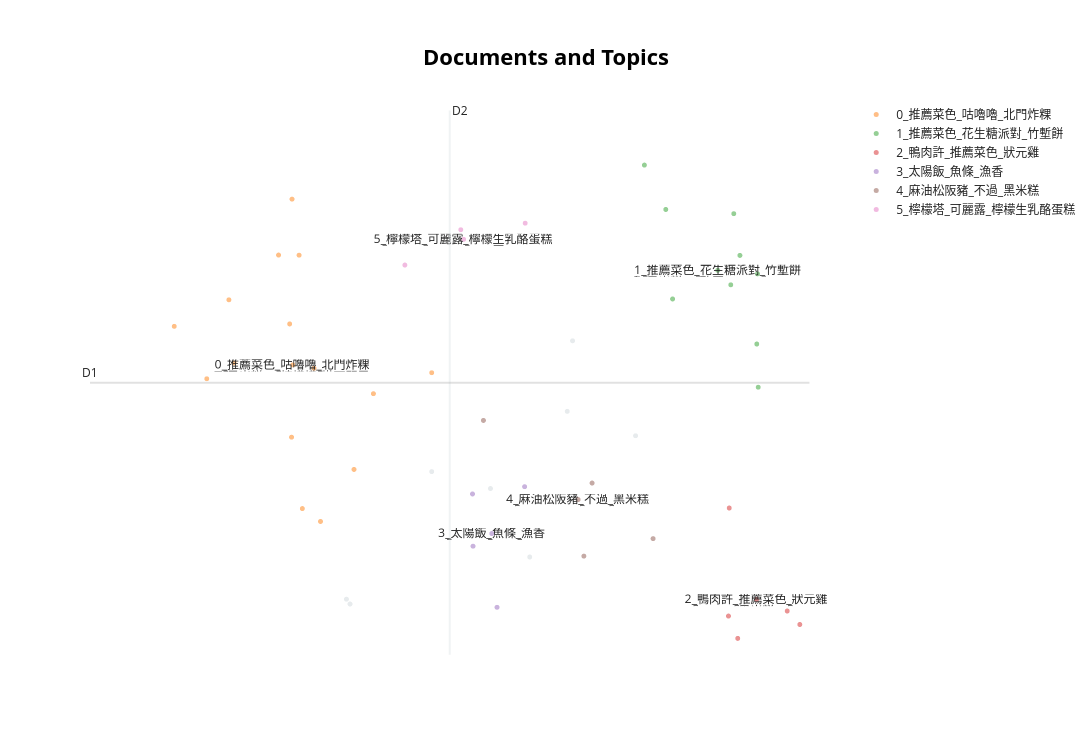

The code cell stored with this chart in its notebook:
### Code cell
from umap import UMAP
reduced_embeddings = UMAP(n_neighbors=10, n_components=2, min_dist=0.0, metric='cosine').fit_transform(embeddings)
topic_model.visualize_documents(docs, reduced_embeddings=reduced_embeddings)

### Figure 1 — Plotly figure (JSON) as saved in the notebook; plotly's stock layout.template omitted (floating-point values rounded to 4 significant figures)
{"data": [{"hoverinfo": "text", "hovertext": ["推薦菜色：小籠包、水餃、綠豆稀飯，老王記的水餃每天現包現賣，由黃家兩姊妹負責，兩人一個半小時得包完1000顆水餃。前一天先將韭菜或高麗菜洗好晾乾，早上現切、現包，肥瘦參半的豬肉加入水和薑攪拌，少了油膩，多了些濃郁薑味，菜與肉的比例各半，吃起來十分爽口。小籠包、蒸餃、水餃，三種看似相近的麵食製品，在「老王記」裡卻大不同，分別使用不同麵糰製皮、內餡比例及烹煮方法，口感與味覺不一樣；從基本的食材選用與製程設計，都反應店主對食物的要求與堅持。發跡於1948年的舊東門市場，最早是「天津老王記包子舖」，歷經搬遷、更名，2009年落腳中央路現址，由第三代接手，以「老王記」之名營業，店裡大小事都全家人一手打理，親力親為，光前置備料就花費數小時，「花同樣的錢，就該享受同樣的品質保證。」年輕的黃老闆說。老王記的麵食都現點現做，當天製作賣完就收，絕不讓客人吃到回籠的食物；就連客人C-預訂，也都盡量在客人取餐前兩、三分鐘，餐點做好並打包完成，讓客人享受到尚青的美味。以老麵製作麵皮的小籠包是招牌，麵糰的發酵程度依天候、濕度、溫度、環境、時間不一，憑經驗和手感來判斷。負責小籠包麵糰製作的黃老闆謙虛說，「花了10年才完全掌控麵糰的發酵技術。」麵糰必冷藏保存，讓它在低溫中慢慢發酵約8小時，由於擀麵、包餡都在高溫的廚房中進行，如此一來，移進室溫後，麵糰發酵的速度會變慢，品質也相對穩定。十年磨一劍，完全真功夫，為呈現一流口感的天津小籠包，黃先生不斷研發改良，內餡的肉每天要花上1個多小時細挑骨頭、肉筋，讓客人吃到細緻順口的餡，挑不出細骨或難以下嚥的食材，嚴格的品管與自我要求，讓來客心服口服，一吃成主顧。", "推薦菜色：牛肉五穀飯糰、豬里肌飯糰、烤雞腿飯糰，這家早餐店週六一天就能賣出1000個飯糰，平日營業時間，門口也總大排長龍。搭計程車時只要說：「我要到水哥飯糰」，司機大哥就會載你到目的地；「水哥養生早餐」在新竹市人心中，儼然已成地標。暱稱「水哥」的老闆呂呂水，常因姓名中有雙呂，引發顧客好奇。他是中餐廚師，曾任職台北五星飯店多年，921大地震後，想找一個能跟家人在一起、方便照顧小孩的工作，決定到新竹市賣飯糰。1999年從擺攤賣25元飯糰加送豆漿起家，至今已有自家店面。水哥創意飯糰的口味由水哥的太太發想，再由餐飲底蘊深厚的水哥付諸實現。店裡的主力飯糰口味，從傳統肉鬆、紅燒鰻、仔魚、燻雞、豬里肌、烤雞腿，到電視《食尚玩家》主持人浩子、阿翔大力推崇的牛肉五穀飯糰、西式口味的培根蔥蛋飯糰與香腸蔥蛋飯糰等，口味多變，加上不斷推陳出新，讓忠實客戶保有新鮮感。不只口味求新求變，店裡賣的餐飲，也以自己的孩子能每天吃、吃不膩來考量，因此，食材講究安全衛生，能安心食用為原則。水哥說，飯糰最惱人的問題是容易脹氣，他將飯糰中的白米與糯米比例稍做調整，解決這個問題。不過，問題來了，白米比糯米多，口感變得較軟爛，不如糯米來得帶有嚼勁，水哥開始研究，怎樣把白米煮得跟糯米一樣好吃，選用香氣足的新米，不過，新米香氣足但水分含量多，煮來容易爛，尤其不適合捏飯糰；他再摸索出一套獨特的煮飯系統，用高壓蒸煮，最短時間內讓米心熟透，使新米煮好仍保有Q彈口感，他將煮飯流程、比例數據化，詳細記錄每一次煮飯的數據與口感變化，花了十年時間，終於找到最接近心中完美的飯糰口感。水哥飯糰的份量也十分驚人，最輕235公克，最重的340公克，比一瓶飲料還來得重上許多，這樣的大份量飯糰最低消只要28元，最貴一款不過65元，經濟又實惠，不管男女老少，都愛上這一味。", "推薦菜色：千層糕、娘惹糕、南洋叻沙鍋，2015年9月開幕的「豔麗PondokSunny」，提供星馬、印尼的特色糕點與餐食，開店時間不長，已廣受在地食客好評。店名「Pondok」意指南洋島國常見的茅草小屋，熱情的南洋風格也表現在多彩的內部空間，牆面的手拓彩繪，到桌椅、燈罩的布樣，都是店主李依庭親手打造，各項擺飾是她多次與母親往返東南亞各地的收藏，營造了獨特而溫馨的用餐氛圍。「豔麗」的緣起來自店主的母親姚燕麗，她在印尼出生，父母是馬來西亞及新加坡華僑，這樣的家族背景，讓她對東南亞各地特色料理與文化相當熟悉，嫁來台灣近30年，懷念家鄉味，開始做起南洋點心，起初在新竹縣北埔擺攤，因女兒願意接手，才決定在香山開南洋風餐館。南洋糕點是「豔麗」的主打商品，口味多元的娘惹糕及千層糕，一蒸一烤，都是慢工出細活的好滋味，台灣人講究健康養生，老闆娘順意民情，捨棄傳統娘惹糕大量以人工色素增色的做法，改用竹炭、梔子等天然食材，與酒釀桂圓、地瓜融合，創新口味。店裡餐點道道都有好評，值得一提是「牛肉丸」，選用台南溫體黃牛肉，肉質鮮美，製作時加入牛筋，口感更Q彈；餐後可以來碗甜湯，大家熟知的南洋甜湯是摩摩喳喳，還可以嘗嘗「錢多錢多」的南洋香蘭米苔目，或是加入仙草、錢多、亞答子、西谷米的「南洋珍寶」，一碗就能嘗到多種配料。老闆娘自製的印尼蝦膏、辣椒、紅蔥頭等手工蝦醬，也具特色，少了市售蝦醬的濃重腥味，像糯米椒蝦拌醬、小魚蝦拌醬，用來佐餐、拌麵或爆炒時蔬，都很對味。", "推薦菜色：三杯猴菇豆腐煲、雲南米線、藥膳養生火鍋，「古今車用中蔬食餐廳」坐落於與新竹縣寶山鄉接壤處，佔地22甲，晴天時，藍天白雲襯托四周青翠山丘，景色宜人。「古今車用中」店名取自《道德經》「執古之道，以御今之有。」與《中庸》「執其兩端，用其中於民。」的兩段話，加上店裡展示的五台經典古董車，將傳統經典名句與工業發展的極致產品混搭，具濃厚的後現代精神。餐廳建築外觀採東方灰瓦白牆風，內部空間則洋溢著地中海度假氛圍，刷白牆面、洗石子地板配上靛藍天花板、座椅與歐風窗櫺，中央吧台則以天然石塊妝點，營造出自然優美的用餐環境。餐廳2015年開業，由一群志同道合的朋友共同經營，推廣健康蔬食，店內一角掛著古今各國吃素名人的相片，還自栽無毒、有機的各種時令蔬菜，用在餐飲上，實踐「產地到餐桌」的理想。用餐採半自助式，有焗烤、火鍋、義大利麵、砂鍋煲、石鍋拌飯、烏龍麵、披薩等選擇，不少特殊食材、調味料都從海外帶回台灣，交廚房師傅或義工烹煮。招牌三杯猴菇豆腐煲選用產自中國的乾燥猴頭菇，以清水浸泡數天後，加入杏鮑菇、香菇、油豆腐、薑片、九層塔、辣椒等熱炒，口感厚實的猴頭菇吸入鹹甜濃香的醬汁，非常下飯，另外，搭配蕃茄、味噌、起司、肉骨茶等特色湯底的各式火鍋也值得一試，附上白飯、自製沙茶醬及時蔬、菇類、豆腐、蒟蒻、南瓜等食材組成的豐富配料盤，也是絕佳選擇。", "推薦菜色：手工窯烤麵包、蜜橘吐司、窯烤南瓜燉飯、鳳梨酥，中午時分，陣陣烘烤麵糰與pizza的香氣，隨著木材炙燒的熱度與聲響，從門前一座紅磚砌成的柴窯口，溢傳出來；這時的店裡早已賓客盈門。以窯烤麵包馳名的「薪石窯」，座落在稻田包圍的尋常農村巷弄裡，距離市中心區有些距離，卻阻擋不了千里尋香的饕客。老闆娘戴慧欣喜愛烘焙，也樂於將自己手作麵包點心，分送給鄰里鄉親品嘗；在一次法國旅行中，看到一家特別的店，使用石窯烘焙麵包，那份特殊的香氣與口感，縈繞迄今，念念不忘。回國後，萌生了開店的念頭；正好，一位麵包師傅從越南帶回法國殖民時期遺留下來的石窯模型，跟原本經營建築業的先生許禮瑩一起研究，依著模型，打造一口「新老窯」，也開啟了「薪石窯」的美食天地。「這口窯是台灣目前唯一雙層窯」，許禮瑩驕傲地說，也是這家店的主角，坊間的柴窯，烤室與燒材的地方多半在同一層，薪石窯特殊之處，是烤室與燒柴處各作一層，這樣的設計可以使窯內溫度保持均勻，讓食材完整受熱，烘烤出更美味的料理。薪石窯主夫妻都重視自然養生，店裡選用的食材，也多是台灣友善土地或有機無毒的在地農作，像拉拉山的水蜜桃、梨山蜜蘋果、萬丹紅豆、新竹茂谷柑等，巧妙的運用在麵包、糕點或窯燒料理中，透過這些在地小農的食材，以最實惠的價格，讓每位顧客都能享受到「大地的食物，自然的味道。」薪石窯除了現烤的招牌麵包與pizza外，還創新設計了窯烤美食，德國豬腳、客家鹹豬肉分享餐，粗獷豬肋排、魚肚肉條、栗子雞肉飯、南瓜燉飯等，都教賓客吮指叫好，現場還提供親子DIY烘焙體驗課程，目前開放Pizza、鳳梨酥、紅豆麵包等課程，「期待透過DIY，一方面增進賓客親子間情誼，也跟薪石窯有更深刻的情意連結。」夫妻倆真心的說。", "推薦菜色：魯肉飯、摃丸湯、肉羹湯，深夜時分，城隍廟口前，一家亮著橘黃小燈的攤位上，食客來來往往，燈下混合了蒸氣與香氣的光影，讓夜歸人感受到溫暖，不自覺停坐下來，嘗嘗魯肉飯與肉羹湯。這店是阿富魯肉飯，民國79年，創辦人陳金連女士為了餵飽自己的五個孩子，在當時北部還不盛行魯肉飯時，跟左鄰右舍請教魯肉飯做法，找到廟口一隅，便做起生意，如今成為竹塹城的深夜食堂。「一開始連個招牌都沒有」，不過因為營業到半夜，加上魯肉飯選用的肉塊跟其他魯肉飯店不同，做出特色，也成功打響知名度，幾年後才以孩子名字中的「富」字，取名「阿富魯肉飯」。「阿富魯肉飯」好記又庶民，如今已傳到第二代，由老么邱彥貴和姊姊一起經營；邱彥貴如實傳承了母親堅持的古早味及創業理念：「用最經濟實惠的價格把大家餵飽」，除了口味不變，魯肉飯、筍絲、油豆腐或湯品價格，也都十分親民。他說，廣受青睞的魯肉飯維持母親古法，肉塊肥瘦比約7比3，肥肉選豬的肩頸肉，瘦肉是前腿肉，採兩段式滷製法製成，滷第一次時，先將豬肉、砂糖、鹽、醬油及特製滷包，放入大鍋，加水烹煮約一小時，過程中須不斷攪拌，讓受熱和調味料均勻分布，待肉熟後，蓋上鍋蓋悶半小時；第二次滷時，先把滷汁上油脂瀝掉，再加水攪拌約四十分鐘，滷出來的肉塊，不僅有豬肉的膠質和彈性，且入口即化、粒粒分明，滷肉塊與湯汁淋上白飯，再灑一點中藥房磨製的黑胡椒粉，造就了阿富魯肉飯的美味，每天可賣出6、7百碗。「我和小孩也愛吃魯肉飯，賣給客人的一定是我們自己喜歡吃的。」邱老闆每天一早送小孩上學後，開始備料工作，因為有三家店，一整天要準備8到10鍋的滷肉和小菜食材，再分送到各店面，相當辛苦，不過，當飯菜送上桌，看到客人露出滿足的笑容、讚不絕口時，生活中幸福的醍醐味，也自然散發出來。", "推薦菜色：原味肉鬆、芝麻肉鬆、厚薄片肉乾，出了巷口就是中正路，周邊大型連鎖餐飲美食店林立，蝸居「巷仔內」的利利號，門面不大，卻能屹立一甲子，獨到的美味，是市長林智堅的口袋美食之一，不少新竹人也已經吃了三代。「我現在有空還會自己走路去買兒子喜歡吃的肉鬆」林智堅說，這家老字號的肉品，都好吃。窄窄的門面，毫不起眼，進入店裡才發現縱深長，屋子前方是門市，擺滿各式肉乾、肉鬆、香腸、臘肉與火腿，香氣撲鼻；利利號目前由葉日棟、葉日傳兄弟經營，日棟負責業務行銷，日傳專注產品開發與品管，「我們71年從學徒做起」葉日傳回憶說，每天清晨4、5點就得到市場選購溫體豬肉，回家開始備料、搥肉、炒製各式肉品、調味、烘乾，每道步驟都遵循傳統，一點不馬虎。門市後方就是工廠，一座30多年歷史的傳統大灶上，擺著三口大鍋，所有肉鬆製品都在大鍋裡炒製，利利號肉品口味數十年不變，兄弟倆接手姨丈的店，堅持傳統做工，像肉鬆、肉脯是用龍眼木搥製，依肉品軟硬度一槌、一槌把纖維敲鬆，保持肉質彈性與肉汁的鮮味；肉乾分厚、薄兩種口感，也是人工一片片擺上烤架烘烤；煙燻臘肉、香腸則選用台灣杉含量較高的木屑粉，炭火燻製，產品多了道獨特燻香味，傳統做工不若機器快速，成本也高，兄弟倆認為，能換來顧客數十年來的信賴，一切都值了。因應國人健康與養生風尚，利利號的肉製品逐步朝少鹽、少糖、口味清淡化的方向走。利利號的核心技術，也吸引多家知名品牌大廠委託代工，兄弟倆商議後，不願讓機器取代手作的細緻與口感，僅提供熟客及優質廠商服務，「讓客人吃得健康美味，是利利號永遠不變的信念。」他們這麼堅持著。", null], "marker": {"color": "#CFD8DC", "opacity": 0.5, "size": 5}, "mode": "markers+text", "name": "other", "showlegend": false, "type": "scattergl", "x": [-2.171, -2.151, -0.9399, -0.9102, -0.5589, -1.149, -1.695, -1.368], "y": [-0.5085, -0.5436, 0.8514, 1.362, 0.6749, -0.2032, 0.4151, 0.2926]}, {"hoverinfo": "text", "hovertext": ["推薦菜色：蚵仔大腸麵線、三福麵線、牛肉麵線，乾淨衛生的環境、舒適自在的氛圍與道地台灣家鄉味，顛覆一般人對傳統小吃的刻板印象，「三福麵線」讓旅人留下深刻印記。在白色為基調的溫馨木質空間，聆聽輕鬆音樂，享受古早味小吃蚵仔大腸麵線，相當療癒，連鴨血、牛肉等食材，也都能加進麵線裡，這份驚豔，讓人發現庶民小吃：麵線的百搭特質。老闆娘在新北市三重長大，這座與繁華台北市僅一橋之隔，許多北上打拚外地人落腳的城市，匯聚眾多中南部引進的南方味小吃攤，麵線攤尤其多，「當時的三重，三兩步就一家麵線攤」，她從三輪車麵線攤吃起，記憶中那是早晚必嘗食物，嫁作新竹媳婦，卻遍尋不著家鄉的麵線味。2008年，老闆娘與友人合資創業，兩個餐飲業門外漢，選擇以成本較低的麵線入手，在城隍廟邊的小店開業，憑藉家庭主婦挑嘴的特質，找到家鄉麵線烹調最佳手法，2013年4月遷店竹光路，因為媒體報導，名氣大增，生意大好，即便下午才營業，主廚卻得清晨開始備料。三福麵線的湯頭色澤特別深，常有客人問為什麼？老闆娘笑笑說，因為「忠於記憶中的家鄉味」。原來，製作湯頭大有學問，老闆娘利用汆燙蚵仔的大鍋湯，加入獨門秘方熬煮而成，保留蚵仔麵線最甜美的原汁原味，絕不加味精，讓人吃得美味又安心。麵線的兩大配角是：蚵仔與大腸，食材的選擇、處理與烹調是大學問。鮮甜飽滿的海蚵，專程到南台灣尋找老字號的養蚵人家，保持海水浸泡宅配，烹煮前才開箱，保留大海天然的鹹甜香，大腸僅以白醬油加少許八角滷製，呈現食材原味。豬大腸的處理更講究，她選用品質保證、當日新鮮的豬大腸，先用大鍋沸水汆燙去血水，再徒手將每條大腸仔細翻面、剪除內層油脂再翻回來，之後用白醬油滷製去味、吹涼、分裝，這麼「厚工」費時，只為讓客人吃到沒有腥味、有著不油不膩嚼勁的豬大腸。麵線雖是庶民小吃，要煮得好吃需要功力。老闆娘說，三福曾被科學園區的工程師封為「麵線界的LV」，能得到這樣的評價，正是店家對自我品質的堅持。", "推薦菜色：火鍋、炒沙茶牛肉麵、祖傳特製沙茶醬、牛雜湯，從城隍廟口轉到廟旁的西門市場，沿著小巷弄往前走，不仔細找，或許就錯過這家屹立新竹近70年的老字號店家─「西市汕頭館」。從民國38年創立，至今已傳到第四代，店也擴展到3家。走進老店內，馬上聽到熱情招呼聲；雖然過了午餐時間，店內仍有客人，黃家四兄弟家族分工，人人在自己崗位上各司其職，確保品牌的誠信與價值。「西市汕頭館」黃家大哥黃沛峰說，因為父親是校長，從小教導兄弟們一定要和睦互助，不打架、不爭吵、不說髒話，偶而起爭執，也是就事論事，針對食材或營運策略做討論，因此能合作創業迄今，如今他的兒子也開始參與家族事業了。「遵古法」是汕頭館的經營原則，無論食材選擇、料理火候或湯頭，都有一定的堅持，也非全照食譜制式製作，而是以客為尊，依據不同客戶需求、順應潮流，調整口味，目標是永續經營。潮汕料理偏甜，汕頭館配合台灣人的口味做微調，減油、少辣、不加糖，其中，選用新鮮的非冷凍肉，搭配祖傳沙茶醬佐料，不論用在牛肉火鍋、炒沙茶牛肉麵或牛雜湯，都相當可口也是人氣聖品。黃家大哥說，牛肉火鍋的賞味口訣是「肉不離筷、鍋底三秒」，依此口訣，以雙刀法切出來的薄薄蝴蝶狀肉片，在熱湯中，會從鮮紅色轉為淡粉白，入口後，瞬間滿腔軟嫩感與鮮甜香氣。牛雜湯的牛肉選用黏附骨頭上的半筋半肉，加上自製檸檬和獨門香料，熬煮七小時，湯頭看似深濃，嘗來卻清爽，白蘿蔔和牛肉的甘甜融為一體，由於一天僅熬一鍋，是有緣人才嘗得到的私房料理。黃沛峰最享受烹煮菜餚的過程，因為全神貫注，心無旁騖，煩惱盡除；當料理端上桌、得到客人稱讚時，那份成就感，更是不凡！如果你是火鍋或牛肉料理愛好者，路過新竹城隍廟，不妨來西市汕頭館坐坐，嘗一口傳承超過一甲子的鮮滋味吧。", "推薦菜色：客家湯圓、白斬肉飯、梅菜爌肉飯、粉㲖，年輕潮流服飾店家林立的文昌街區，隱身一間近30年的老店─榮記客家湯圓，憑藉客家家常味，緊緊扣住年輕人的味蕾，在許多新竹人的味覺記憶裡，添上難以忘懷的好滋味。民國78年，老闆娘吳周秋子因須扛家計，身為客家人又愛吃湯圓，索性在騎樓下擺攤，賣起自己最熟悉的客家湯圓；當年，攤子上僅寫著「客家湯圓」四個字，之後為方便客人尋找，以三個孩子名字中的「榮」字命名，將路邊攤搬到老家一樓開設店面，成就今日的規模。米食向來是客家人的拿手絕活，傳統客家湯圓的特色是不包餡的紅、白小湯圓，可甜、可鹹，尤以能當主食的鹹湯圓最受歡迎。她說，鹹湯圓作法各家不同，各具風味，基本上都會加入茼蒿、肉絲、香菇、蝦米、韭菜等配料。對客家人而言，油蔥、蝦米爆香後的味道，決定了湯頭的好壞；食物才送上桌，油蔥、蝦米揉合的香氣已撲鼻，「這種強烈的存在感是屬於客家人的味道」。「榮記」的客家湯圓以較富黏性的純糯米手工揉製，每顆湯圓都得搓揉到表面完全沒有毛細孔，水煮時較不容易吸收水分，吃起來更Q彈；「榮記」鹹湯圓有獨特的美味，除了香菇、蝦米、蒜頭、肉絲、胡椒，還加入三種中藥材，大火炒出香氣，之後淋上醬油、加少許以大骨、雞骨熬煮的高湯，湯頭濃郁又鮮甜。抱著不讓客人餓著的心，榮記湯圓用大碗公裝盛，不僅青菜配料多，湯圓也毫不客氣地佔去大半碗，份量多，常讓客人忍不住驚呼，一般成年人也一碗就飽，加上價格親民，是庶民小吃中最物美價廉的選擇。", "推薦菜色：咪‧咕嚕嚕、黑森林奶茶，新竹限定的手搖飲店，是舊城區護城河畔的「河堤上的貓」，這家兩名年輕女子創業的店，從老闆到店面設計與飲品，充滿文青風，是新竹排隊名店，不僅是年輕學子成長的共同記憶，票房破億的《我的少女時代》，也特來取景。2006年，兩名當時26歲的年輕女孩，攜手創立這家小店，說起開店的歷程，仍漾著青春朝氣的陳穎瑩與郭乃菁說，最初懷抱著幫朋友圓夢的想法，天真創業，可兩人毫無餐飲經驗，又沒家人奧援，一路跌跌撞撞，相當辛苦，「曾多次想放棄」，後來遇到了一隻流浪貓「啵布」，牠離奇的求生過程，激勵了兩人，重新思考再出發，成就了「河堤上的貓」。手搖飲料已成國民飲品，新店一家家開，為了區隔，兩人對飲品命名特別花心思，「啵布」提供不少靈感，店裡招牌飲品是以特調奶茶為基底，加入大、小珍珠與綠豆的「咪‧咕嚕嚕」就挺富巧思，陳穎瑩說，貓咪在接受主人安撫時會抬頭發出「咕嚕嚕」的聲音，就像喝完了奶茶，也發出「咕嚕嚕」般幸福滿足的聲音一樣；曾經有客人問：為什麼取這麼抽象的名字呢？旁人逗趣回應，這是咒語喔！喝之前要先唸「咪‧咕嚕嚕」，飲料才好喝。店裡的招牌還有「小方塊綠奶茶」、「玉荷冰茶」等，都巧妙利用珍珠口感的QQ小方塊及特調綠茶，一新茶飲控的味覺經驗，口味清爽。11年了，客人來來去去，河堤上的貓已不單純是間茶飲小店，反而容納了所有曾經路過品嘗茶飲的人們的情感；「店雖小，卻滿是客人生活日常的印記，這是河堤上的貓最有價值的地方。」曾經，有熟客在店前拍婚紗，且預約店家飲品當做婚宴飲料；曾經，有人為她們送上麵包，表達謝意；曾經，有研究生在畢業論文首頁，標示感謝文.........，儘管細微，卻都是支持她們繼續前進的動力；「我們會繼續在一起，和消費者、員工，創造更多美好的回憶。」", "新竹州圖書館前身是「新竹街圖書館」，為了紀念1923年日本大正天皇東宮太子裕仁訪問新竹而籌款興建，1925年完成，改為「新竹州圖書館」，台灣光復後由新竹市政府接收，定名為新竹市立圖書館，後又改為「新竹縣立圖書館」作為圖書館使用，民國73年由新光集團取得產權。經過公、私協力保存文化資產的努力之下，109年9月修復完成後的新竹州圖重新開放，配合台灣設計展和110年台灣燈會，展開為期半年的策展活動，展覽結束後已交還新光集團做後續利用規劃。圖書館是一棟洋式建築物，外觀簡潔俐落，立面上的柱子以刻意加強裝飾的磚形條紋，讓建築物顯的穩重，上層則採退縮方式留出陽台，陽台上設計短的梭柱支撐屋樑，使得屋頂變得輕盈，更增添下層立面穩固的對比感。入口處突出的門廊空間，加寬的門柱與上層的中央雙柱，塑造強烈的入口意象。立面上強化的立體柱，配合開窗的虛實變化給人強烈的厚實感。星巴克「新竹州圖書館」門市112年3月30日正式營運，為桃竹苗區首間市定古蹟門市，亦是讓古蹟活化再利用的良好範例。", "推薦菜色：牛肉麵、牛肉乾麵、豬骨湯腸麵、各式滷味，「揭家牛肉麵」開業已六十餘年，是新竹知名老字號，許多常客從小吃到大。店面鄰近南寮漁港，人潮絡繹不絕，是在地人難以忘懷的家鄉美味。揭家牛肉麵主要供應乾麵、湯麵及無肉牛肉湯麵，另有陽春麵及搭配滷大腸的牛骨、豬骨湯腸麵等，麵食品項單純，但櫃台上擺著的一大盆滷味，卻令人垂涎欲滴，每樣都想來上一口。早期的東大路與武陵路、鐵道路周邊，是空軍眷村，鄰近空軍聯隊基地，來自大陸各省的眷戶，常會烹煮家鄉味與鄰居分享。揭家第一代老闆揭奶奶1950年代，在眷村開牛肉麵館及滷味店，村裡人待客，習慣到「揭家」切點滷味；第二代揭強中國海專畢業後，原打算跟商船出海，但因身為家中獨子，姊妹們又旅居國外，選擇留在家中照顧父母，也跟著母親學習煮麵、滷牛肉技藝，接手後，天沒亮就得起床，一做也四十多年。「揭家」經典牛肉麵是紅燒口味，基底是以牛骨長時間熬煮成的濃白高湯，加上糖、鹽、醬油、薑、八角等調味料，再將澳洲牛腩滷至軟嫩入味，湯頭看似濃稠，其實爽口，入口滿是牛肉鮮香。店內使用的麵條也十分講究，早年都用眷村鄰居手工揉製、攤車叫賣的麵條，現在改用原供應店家、品質一致的產品，讓開業的好味道至今不變；不吃牛肉的客人也有好選擇：豬骨湯腸麵，這是應當時空軍基地常客的要求而做的，湯頭以豬大骨熬製，配上煮好的麵條及口感Q軟的滷肥腸，愛吃肥腸的人肯定欲罷不能。使用老滷汁烹製的滷味堪稱佐餐良伴，包括：豬頭皮、豬腳、豬腸、豬肚、牛腱、牛肚、牛筋、鴨翅、鴨胗、鴨蛋等，種類豐富，顧客選好喜歡的品項後，老闆娘會幫忙秤重、切盤，滷味直接吃就很美味，也可搭配山東醋、店家自製辣油、蔥白，調配沾醬，後勁十足的辣味，搭純釀山東醋的溫和酸味，嘗起來更加爽口。", "推薦菜色：饅頭肉排蛋、豬肉餡餅、韭菜餡餅、蛋餅加肉排，開業30多年的無名早餐店，老闆娘蔡媽媽20多歲開賣迄今，累積穩定的顧客群，不少主顧客都成為好朋友。早餐店原本是蔡媽媽為補貼家用的副業，沒想到做出興趣與名聲，生意越做越好，因人手不夠，丈夫、兒女索性全部投入，成為家人的共同事業。本身對吃極有興趣的蔡媽媽，最喜歡在廚房裡摸索，每天研究新菜色，做出好料理跟大家分享。「端上桌的，一定要好吃，不美味的，不上桌。」這是她的原則。店裡招牌「饅頭肉排蛋」是最有媽媽味道的活力早餐，也是人氣最夯的商品。她說，兒子挑食，不想讓他每天吃相同的早餐，於是靈機一動：自己醃排骨、煎排骨，再加入荷包蛋，夾進當天現做的饅頭裡，如此一顆飽滿紮實的饅頭，吃起來既方便又飽肚，裡頭更有滿滿媽媽的愛心，沒想到此舉讓客人瞧見，也嚷著來一顆，意外成為店裡明星商品。無名早餐店生意好，門口經常大排長龍，蔡媽媽一家人並不因為生意好而鬆懈，每天戰戰兢兢用心備好每項產品，為客人準備熱騰騰的早餐。當然，老客人也總是心甘情願地等待，用這樸實又認真的一味，來開啟一天的活力", "推薦菜色：木瓜牛奶、現榨蔬果汁、綠豆沙，簡樸的門面，非觀光人潮熱點，能屹立40多年，憑藉的是紮實的工序與用心，逐步建立起消費者綿長的味蕾記憶。「我們服務正港新竹在地人，外地客也多是新竹人G-來的。」牆上巨幅的老照片，顯現「本味」的老字號，從現址對面的路邊攤賣甘蔗汁起家，隨著60年代台灣經濟起飛，漸漸更換產品品項，改賣新鮮現打果汁，並以鮮奶取代煉乳，成為明星招牌的木瓜牛奶專賣店。不以花俏擺飾製造視覺效果，全靠真材實料，不加太多的水或其他添加物，單純以滿滿份量的水果，端出本味十足用心的誠意。第二代的柯老闆自信地說，自家產品與別人不同之處，就是呈現單一水果「本味」的果汁，而非果汁水，不靠其他水果提味，口感就夠濃醇香。他以「兩個小孩喝一杯500C.C.的草莓牛奶，不用1分鐘」來形容自家果汁厲害之處，好喝到完全停不住，一口喝完，來不及外帶回家！要呈現水果最單純原始的味道，對於主角—水果的挑選自然不得馬虎，使用新鮮、熟度剛剛好的水果，才能呈現出果香鮮甜的滋味。因此，本味的食材都是從產地直批，嚴選自屏東的木瓜，大小重量完全憑經驗精確判斷，果肉甜度高，香氣濃，也因此招牌「木瓜牛奶」自然是濃稠香醇。除了人氣商品木瓜牛奶，還有依季節輪替的新鮮飲品：冬天的草莓牛奶、柳丁汁，夏天就是芒果汁、酪梨牛奶、西瓜汁以及綜合蔬果汁。客製化私房果汁，隨顧客需求搭配，製作專屬的黃金比例，完全不加一滴水，貼心的服務每一位老顧客。", "推薦菜色：綜合冰、四果湯、銀耳蓮子湯，在許多新竹人心中，「光華」是記憶中陪伴成長的一家老冰菓室，老闆張琮和說：「很多客人學生時期開始光顧，結婚、生子、甚至到外地打拚多年後，還會攜家帶眷回來，回味年輕時代的滋味！」店家始終如一的執著與堅持，讓純粹的「老」味道，牽動外地遊子的心。藥劑師轉行的老闆張琮和，以頂真的態度和不斷研發創新的精神，認真處理每一道冰品的工序，例如：用熱「悶」法讓每樣食材達到恰如其分的口感，像紅豆以快鍋煮熟，悶30分鐘後立即加糖，讓粒粒紅豆入味，綠豆煮半熟即關火靜悶，讓綠豆保留完整外貌，口感綿密；看似簡單的糖水，竟結合兩種糖，加上繁複工序，首先將二號砂糖炒出蔗糖香氣，加入較甜的白糖拌炒，交融出香、味兼具的糖水.....，種種好吃的食材，全憑高度實驗精神累積出經驗值，讓光華的甜品味道了得。除了對食材用料的執著，冰果店品飲空間也絲毫不馬虎，雖是40年老店，裝潢設計依然新意盎然；「做一行得像一行」，張琮和認真地說，為了給客人舒適的飲品環境，幾乎每兩年店內裝潢都重新整修，讓客人保有新鮮感。凡事都愛嘗試的張老闆，空間設計也不假他人，巧妙利用鏡子返照與透視，營造出寬敞的空間感，連牆上馬賽克的拼貼也獨到，呈現他理想中的質感。張琮和慎選食材，且不限定產地或品種，全依季節時令挑選出最優質、最合宜的食材來製作，發揮當令食材的特性，也因為堅持所有配料當天熬煮製作，每一款冰品甜湯，都具絕佳口感與風味，讓客人感受老冰菓室的心意。", "推薦菜色：陽春麵、榨菜肉絲麵、滷味拼盤，樹林頭麵店是時代的座標，讓過去的記憶降落，讓現在的人們見證歷史。「我老公以前隸屬空軍第八大隊，是支轟炸大隊。」我們進店時，91歲的常客姚奶奶正和老闆聊得起勁。原來，麵店老闆李增水以前是空軍第三十四大隊的士官長，跟老奶奶有說不完的話題；其實，東大路這一帶以前有許多空軍眷村，一旁的鐵道路顧名思義是以前火車軌道，專門載送貨物直達機場。樹林頭麵店始於民國63年，由老闆娘周雲玉的媽媽創立，因應外省人飲食習慣，經營麵食早餐，菜色說起來稀鬆平凡，盡是處處可見的陽春麵、榨菜肉絲麵、炸醬麵、滷味，但光憑這幾樣菜就能收服許多人的胃，可見店家功力。店裡的招牌是「辣椒醬」和「山東醋」，正是老眷村人念念不忘的味道，「這些外面買不到，很多人搬到台北後特別回來吃。」周雲玉說；辣椒醬用的是花椒，香而不嗆，略帶辛辣；山東醋清淡爽口，不似市面上賣的醋那麼酸，兩種醬料搭在一起是絕配，淋在各類麵食、滷味上，都讓麵點加分，「這是老外省人的口味，年輕人不知道，但我這麼一教，大家都說好吃！」周雲玉笑說。滷味拼盤是店裡的另一項人氣產品，經常早上10點前就銷售一空，其中，最受歡迎的莫過於豬頭肉和豆腐干；豬頭肉經小火熬煮1∼2個小時，油脂消失，軟硬適中，老闆娘每天都要吃上一份，豆腐干裡頭有孔洞，能讓湯汁入味，滷得到味，咬下去滷汁溢出，口感鬆軟又香氣飽滿。樹林頭麵店走過四十多個年頭，老闆夫婦見證了老主顧的成長與凋零，與客人也成了無話不說的朋友，「我喜歡看老客人，跟他們一起聊聊老故事或八卦，相當有趣。」老闆娘笑著說，她也希望這家店成為社區交誼廳，繼續經營下去，將棒子交給兒子。仗打完了，眷村拆了，當時的記憶結晶成一碗碗湯麵，道道滋味都是大時代矇住的心跳。", "推薦菜色：斤餅、斤餅包牛肉、清燉牛肉麵、炸醬麵，「璽子牛肉麵」位於十八尖山登山口旁，雖非開業數十年的老字號，卻以每日現點、現做的斤餅打響名號，用餐時間總見大排長龍。店內最吸引人的，莫過於師傅在工作台前製斤餅的畫面，這是顧客必點的鎮店招牌，人氣旺到在竹北開分店，人潮依舊絡繹不絕。「璽子」老闆是江蘇人，早年在台北牛肉麵館工作，10年前興起開店念頭，將工作經驗化為技術，開了這間店。店內事務由老闆與老闆娘家人一同打理，每天一早都到店內親自燉煮牛肉、調配醬料。如今，老闆娘的兄長、妹妹已分別擔負起本店與竹北店的店長，更親自傳授斤餅功夫給師傅，讓產品品質如一。既然號稱「斤餅專賣店」，招牌自然就是斤餅。「斤餅」一詞的由來，據說是因為在大陸販售時都稱斤論兩而得名，它的做法是將植物油與麵粉製作成的油酥，跟揉好的麵糰開層疊後捲成一團，下鍋前再成圓餅狀，煎烤至金黃熟透，就是外皮酥鬆又帶嚼勁的斤餅。單點斤餅時，師傅會在餅上塗抹甜麵醬，再夾入青蔥，甜麵醬的鹹甜滋味配上略為辛嗆的蔥段，簡單又美味；點食率最高的是京醬肉絲（附斤餅）及斤餅包牛肉，前者以甜麵醬等配料炒製肉絲，用斤餅包覆食用；後者則在餅內捲入切成薄片的滷牛腱及青蔥，風味絕佳，各有千秋。「璽子」的另一項招牌是清燉牛肉麵，最能嘗到牛肉原味。將整條澳洲牛腱肉切成三大塊後下鍋燉煮，腱肉內層夾雜的牛筋，經長時間燉煮後軟化，起鍋後再切大塊配麵食用，口感極為軟嫩，充滿膠質又帶有牛肉豐厚鮮味，頗受饕客好評。此外，店家也提供以薄切羊肉搭配清湯的清燉羊肉湯、炸醬麵、香辣肉醬乾麵等選擇。種類不多，但道道吃得出店家用心。", "推薦菜色：花生醬（顆粒、滑順）、花生（角）塘、黑芝麻醬、白芝麻醬、花生醬夾心蔬菜餅，「福源花生醬」是台灣知名度最高的花生醬品牌，設立60年，純手工製造，不加一滴水，也無防腐劑，口感綿密、香氣濃郁，還吃得到顆粒，讓人百吃不厭。早年新竹的花生醬工廠多集中在東大路一帶，與此區位居交通樞鈕有關，形成獨特的花生醬製造聚落；福源花生醬堅持手作，也講究真材實料，逐漸打開知名度；不過，隨著時代進步，市場充斥各式機器量產的花生製品，純手工製造的花生醬工廠在利潤有限與人力不足情況下，紛紛轉行，唯福源挺立至今。「福源」原由一名山東漢子經營，因他的家人不願承接，當時經營花生批發的曾和昌，不捨這好味道消失，與妻子劉瑞英討論後，決定接手，他們全心投入，也專注品質的態度，讓福源品牌發光發亮，目前已由第二代曾俊強接棒。福源堅持選用彰化、雲林的九號花生，這品種的花生油脂多、香氣濃郁，專門用來榨油，也稱之為「油豆」；曾家人特別挑選其中顆粒粗大的花生米來作花生醬，此豆炒起來香氣四溢、口感溫潤。花生最怕不新鮮，為了防止儲存不當滋生黃麴毒素，只要一進貨，馬上放進冰庫保存，維持最佳品質。福源招牌花生醬，每天現做，絕不隔夜囤貨，每次得炒上150斤花生，製作時的溫度、火候是成敗關鍵，太焦會苦、太生又有豆青味，絲毫不得馬虎；由於百分之百使用花生原豆與白糖製成，不加一滴水或添加物，花生醬一開封，滿溢的花生香氣席捲五官，濃密馥郁，單吃或抹在吐司上都好吃，不僅口感綿密，還吃得到花生顆粒，是老饕與行家最愛。", "推薦菜色：肉粿、蚵仔嗲、米糕、蒜頭，城北街的午後是熱鬧的，午茶時間，總開始有人聚湧在一家不起眼的老舊小攤前，短短百來公尺，長長的人龍不時消長，攤前難有清閒，這家店正是高人氣的「北門炸粿」。「北門炸粿」日治時期起家，第一代老闆翁老先生拜師學藝後，推著台車沿街叫賣，至今傳到第四代的翁文芬、陳美麗夫妻，已有百年歷史。說到這味超親民的庶民小吃，早年可是有錢人家才吃得起的高級食物！「北門炸粿」最初只賣肉粿、蚵仔嗲，106年前，豬肉、蚵仔是相當昂貴的食材，也只有上流貴族人家才消費得起；第一代老闆看準北門街上住的多是商賈、望族，選定北門街附近設攤開業。可貴的是，延續一世紀的老滋味，價格卻意外地維持半世紀前的親民，過去是10元，近幾年來物價高漲，老闆才不得已將原本一個銅板價，調漲到每樣12元，真是佛心來著！「北門炸粿」屹立不搖，沒被時代淘汰，憑藉的是紮實的用料與口耳相傳的好口味，店裡的各式炸物，吃起來口感酥脆如餅乾，明明是油炸物卻無油膩感，除了油炸時的火候、時間的精準控制外，外層裹粉上也費了心，選用在來米與黃豆一起磨成漿，才保有酥脆、不易濕軟的咀嚼口感。對於「炸粿」食材的選用，店家處處用心，保留古早味，米糕、芋頭糕全自家製作，不用現成或半成品，招牌炸米糕採用口感Q彈、清新米香的長糯米（秈糯）製作，將長糯米燜煮熟透後，加入二號砂糖調味拌攪均勻，置鐵盤放冰箱降溫定型，隔天拿出來切塊，冰過的米糕口感更Q彈；另一道獨門炸蒜頭，得手工挑選又粗又肥滿的顆粒，將粗的一端切段，再一刀刀切成花，下油炸時，自然開成一朵花！攤位小小的，價錢小小的，口味卻大大的好，走過時代的試煉，這小物成了新竹人從小到大的味覺記憶，也成了遠遊的新竹人，難以忘懷的鄉愁。", "推薦菜色：鍋貼、水餃、酸辣湯、家常炒菜，尋常中午時分，客人或笑語宏亮或親切問候；踏入小山東館，老闆陳英訓和老闆娘劉碧玉對客人如數家珍：這對高齡近90的老夫妻已經吃了30多年、那一桌是科學園區上班的老主顧、這位住在附近⋯⋯，整間餐館彷彿大家庭。小山東館原本是間貨運行，這一帶當年是眷村，司機來自大江南北，常分享各自的拿手料理，老闆娘也擁有一手好廚藝。民國71年由陳英訓出資，眾人合力在貨運行一角開了小吃部，因主廚是山東人，取名「小山東館」。小吃部初試啼聲便大獲好評，吃水餃鍋貼的人比貨運行的貨還多，客人甚至得和貨物搶位置。後來，陳老闆決定將貨運行改成小吃部，成就了飄香30多年老味道的小山東館。小山東館的家常麵食中，舊雨新知必點的招牌料理是鍋貼。老闆夫妻堅持品質，餃子麵皮和內餡都是自己製，先將麵粉揉勻，放置十分鐘讓麵糰「醒過來」、放鬆後，將麵糰撥成小塊，壓扁、拉長，放入餡料；餡料選用上等黑豬後腿肉，除了蔥、高麗菜和一般常見調味料，還加入了自己熬榨出的黑毛豬油與特殊秘方。煎成金黃色的鍋貼，擺盤成太陽花的形狀，兩頭麵皮包起來的設計，巧妙地將湯汁鎖在裡頭，一口咬下，不僅嘗到爽脆的高麗菜和鮮甜肉餡，飽滿的湯汁更充盈其中，調味料除了豬油，胡椒粉、辣椒油都老闆夫妻手工製作，讓人欲罷不能，難怪假日一天能賣出2000多顆！老店往往面臨後繼無人的問題，所幸小山東館第二代子女決心拋棄科技新貴光環，毅然接手，並搬遷到新址開業，讓這迷人的懷舊老味道，在新竹繼續傳承下去。", "推薦菜色：廣東粥、皮蛋瘦肉粥，在中正路與水田街轉角處，毫不起眼的「余家金城廣東粥」，外觀雖老舊，許多新竹人談到吃粥，多數會想到這家店，好味道讓嘗過的人，不自覺豎起大拇指說：讚！「余家金城廣東粥」開業20多年，老闆余健俊早年學習金門廣東粥的煮食秘訣，飲水思源，以金門縣金城鎮為名創業。金門廣東粥屬廣東「生滾粥」，將米粒煮到不見形體，跟台灣的清粥、鹹粥，粥體粒粒分明不一樣。余家廣東粥煮法是先煮一大鍋粥，顧客訂餐後，從大鍋搯出少量粥到小鍋猛火烹煮，依品項加入新鮮肉類、海鮮或動物內臟等主料，稍微煮開後即關火，「這動作是要保持粥內食材的新鮮度」他說，也確保饕客嘗到鮮嫩香滑粥品，這是生滾粥的特色，也成了余家廣東粥的特色。說到自家廣東粥好吃的秘訣，余健俊謙虛地說：沒甚麼啦！除了料好實在，不偷工減料，最重要是確保高湯鮮美！金城廣東粥的湯底有學問，以甘草、當歸、紅棗等多種中藥材，跟雞骨頭一起燉煮超過三小時，聞起來有淡淡中藥香卻不濃烈，雅而不淡，恰分地增添雞骨高湯的厚度與豐富性。湯底有了靈魂，還得用老米來煮，因為老米澱粉含量多，煮起來能產生更多黏性，此外，老米容易吸附高湯，吃起來自然更入味。獨門的中藥湯底，配上濃稠綿細的米粥與食材的鮮甜，口腔裡填滿了豐美的味道，熱呼呼的，身體都暖了起來。", null], "marker": {"opacity": 0.5, "size": 5}, "mode": "markers+text", "name": "0_推薦菜色_咕嚕嚕_北門炸粿", "text": ["", "", "", "", "", "", "", "", "", "", "", "", "", "", "", "0_推薦菜色_咕嚕嚕_北門炸粿"], "textfont": {"size": 12}, "type": "scattergl", "x": [-2.316, -2.549, -2.488, -2.435, -2.474, -2.129, -2.02, -2.352, -2.797, -2.95, -1.695, -2.417, -2.826, -3.131, -2.477, -2.47], "y": [0.05423, 1.983, 1.484, 1.982, 2.388, 0.4309, 0.9794, 1.163, 1.203, 1.088, 1.131, 0.1474, 1.659, 1.467, 0.6644, 1.188]}, {"hoverinfo": "text", "hovertext": ["推薦菜色：竹塹餅、柴梳餅、核桃酥餅、水蒸蛋糕、美祿柑、綠豆椪，有一種餅，作家焦桐說它的滋味是「輕淡的甜蜜含蓄著輕淡的鹹，鬆，軟，香，那滋味在口舌之間，纏綿，深情，像戀人的吻。」文字間的雋永意蘊無法一一道出，但繾綣之感彷彿融入腸胃與心底，久久不散。這是竹塹餅，以新竹古城為其名的特色糕點。竹塹餅創辦人吳張換女士原本在城隍廟前賣肉粽，1898年，年僅20多歲的她在新復珍的現址開始經營糕餅舖，巧妙地將包肉粽的蔥香、料香、豬油香應用到糕餅上，成了顧客最愛的口味，廣受歡迎；本來稱為肉餅或糕皮餅，但因為外地人常說「要買竹塹城的那個肉餅」，「竹塹餅」之名因而流傳開來。「新復珍」第四代吳紘一接手後，堅守最初的手工做法，現今需求量大增的竹塹餅，仍是老員工們純手工捏製而成。竹塹餅最重要的食材是豬板油和油蔥；吳紘一說，採用的是新竹本地的黑毛豬製成的豬板油，加上自己剝製、切、炸的油蔥，不同於一般外面工廠的機器製作，不但味道更香，內餡軟加上外皮酥脆，成就新復珍的百年好品牌。竹塹餅也是新竹人的共同記憶，曾有嫁到外縣市的女顧客回來新復珍買餅，開心地跟店員分享︰「我從小吃你們的竹塹餅吃到大」，言談之間，對於竹塹餅的驕傲和喜悅表露無遺。因為餡料和口感特殊而享有盛名的竹塹餅，近年因應民眾口味的改變也做了調整；現今的竹塹餅保留了漢餅精神中甜中帶鹹的豐厚味道，內餡已見不到早時白白的豬油塊，只保留下濃郁的豬油香，符合現代人少油膩、輕口味的需求。此外又推出了「小竹塹」，讓竹塹餅更精緻、討喜。每年節慶前後也是竹塹餅購買的旺季，在地人以竹塹餅當作禮品，送禮自用兩相宜，至今這股風氣不僅持續盛行且不斷往外擴散，提供外縣市民眾選購餅食糕點的多元選擇，也讓這纏綿的幸福繼續傳承下去。", "推薦菜色：麻糬餅、客家紅豆手工麻糬、客家小肉餅，傳統手做麻糬，融合客家意象與風味，嘗一口，會在嘴裡交織出怎樣的雲朵？邱記麻糬各式創新產品，總讓人回味。邱坤方、趙芳齡夫婦1986年創立邱記麻糬，憑藉創新動力，走出自己的路，曾獲新竹市政府主辦的「網路票選十大美食」，深受各界好評。邱氏夫婦原從事玻璃製造，因產業外移，轉行喜餅代理商，「雖然業績很好，但代理商利潤非常低」，因手上有現成客戶，兩人決定創業。當時，餅皮包麻糬的產品，口感獨到，深受歡迎，是創業第一選項產，請了位中式糕餅老師傅來幫忙。不過，老師傅做的麻糬餅保存期限僅一、二天，不符成本，夫婦倆專程到花蓮請教麻糬業者，以不添加防腐劑為前提，經討論研究，找到保存七天的方法。建立基本技術後，兩人開始在麻糬餅裡添加各種餡料，包括：芋頭、抹茶、紅豆、芝麻、花生、黑糖，外皮使用天然糯米，餅皮酥脆，一口咬下，香甜滿溢；陸續開發出：粢粑蕃薯燒、蒟蒻養生鳳梨酥、客家小肉餅、芋頭餅、地瓜餅、桂花糕等餅品，同樣有特色。值得一嘗是「麻糬雪柿」，將麻糬和紅豆塞入柿子後冷凍，食用時取出稍候一會兒回溫，嘗起來冰涼Q彈，備受年輕人青睞，也獲選新竹市106年度十大伴手禮。", "推薦菜色：肉燥水蒸鹹蛋糕、風味芋頭餅、冰立方吐司；滷肉燥搭鬆軟蛋糕，在口中會撞出怎樣的火花？那份飽含肉香的鹹味與麵粉香的微甜，咀嚼之後留在舌尖的感動，會讓你回味無窮；這款糕點正是新竹知名的淵明水蒸蛋糕，曾獲選新竹十大伴手禮。位於中山路城隍廟對面的淵明餅舖，已有70年歷史，創辦人楊深淵老先生早年利用美援物資，單純以麵粉加蛋和糖，做出口感綿密、口味清爽的水蒸蛋糕，為新竹美食補上一頁。水蒸蛋糕發跡於新竹大戲院、樂民戲院交叉路口，那是早年新竹北區最繁華的商圈之一，楊老先生在路口設攤，每到週末假日電影開演前，就是楊家人最忙的時候，熱騰騰冒著煙的蒸糕，飄散出迷人香氣，挑起觀眾的食慾，之後一傳十、十傳百，成了新竹人看電影時非買不可、最夯的點心。第二代老闆楊滉崇從小為了家務，幫忙劈柴、挑水、生火，在煙霧迷漫的廚房工作，他說，水蒸蛋糕於他，就像家人一般熟悉，不可或缺，也是他人生記憶的全部。水蒸蛋糕的製作過程看似簡單，卻需慢工細活，每塊蛋糕先鋪一層底，分別放入紅豆、芋頭和肉燥內餡，上面再鋪一層蛋糕，才能進爐蒸，「火候掌控很重要，表皮要維持一定的濕度。」他說，製作時間超過一個半小時；他遵循傳統古法，只用蛋、糖、麵粉三種原料，製程中不加一滴油或香料、色素、防腐材料，要讓消費者吃得健康又養生。楊老闆對食材相當堅持，甜味水蒸蛋糕裡的「紅豆餡」，選用顆粒大、皮薄、顏色鮮紅的國產紅豆，「芋頭泥」也用上好芋頭，切塊、熬煮後，撈起來呈現淡淡紫色；店裡招牌是肉燥水蒸鹹蛋糕，加了滷肉燥的餡入口難忘，淵明水蒸蛋糕質地綿密鬆軟、爽口不油膩，如搭配冰涼沙士，甜甜鹹鹹的台式風味，會讓你一口接一口！目前，第三代楊志安也加入營運，為傳統老店走出新風格，他愛吃麵包，開發新品牌「十方吐司坊」，以老麵長時發酵，只用鮮奶不加水，做出鮮奶吐司入口即化又Ｑ彈，手按壓後即恢復原形，也快速竄紅成為超人氣商品！", "推薦菜色：驕傲的咖哩(PIZZA)、季節限定PIZZA，Luau，是夏威夷原住民語，意指在花叢草坪上的微醺PARTY，「我希望來到Luau的朋友，都能像在花園裡開派對般的悠然、隨性。」老闆波哥對Luau柴寮披薩店有這樣的期許；從環境到餐點，Luau的確是一處能夠放鬆、發呆與自在、悠遊的休閒空間。波哥是土生土長的新竹人，原從事服裝設計，長年海內外打拚，10多年前退休返鄉，在香山這塊坡地實踐理想，波哥對自己的退休生活設定，越簡單越好、自在享受手作的細節；他把數十年的人生閱歷與藝術修為，落實在這座自然樸質又生氣盎然的世外桃源。園區廣達1700多坪，餐廳所在地原是頹圮的老合院建築，後院小山坡居高臨下，保留自然原始生態，閒逛間還能找到農家鑿取的10多口古井，開發這片園區時，波哥秉持不增加環境負擔，盡量就地取材、廢物利用的原則，處處可見巧思。園區散置許多深具歷史價值的老東西，例如城隍廟附近撿拾的上百年磚瓦、刻有昭和3年字樣的火車站木條座椅、廟宇龍柱的石珠等，他還會木工，店裡有他製作的龍眼木貴妃座椅、相思木材質的三張「客雅溪」概念方桌、洗衣板餐盤……等，柴窯造型與屋牆顏彩也都跳脫一般人的想像，玩出洋溢著摩洛哥、印度等異國風情的隨興空間。他也愛園藝，整年都可見花開─2月滿牆鮮橘炮仗花、3月底4月初爬滿藤架的紫藤、夏日是盛開的千曲花⋯⋯，與顏彩強烈的建築物輝映得繽紛多彩。除了空間引人入勝，Luau的餐點也好。波哥愛吃，探訪各地特色小農，友善土地供應的食材，也尊重時令蔬果，巧妙融入菜單中；純手工窯烤PIZZA，從基本款的瑪格麗特、夏威夷、咖哩牛肉，到季節限定的紫環貝（3∼10月）、鎖管（5∼6月），還有新竹老總舖師製作燒賣時會用到的霜蝦（12∼翌年2月）等，都是絕美鮮味，水果披薩也是一絕，鳳梨、釋迦、榴槤、芒果皆可入味。在繁花盛開季節，還可能巧遇紫藤入味的甜品呢。Luau招牌菜是「發呆的雞」、「衝浪的紫環貝」，原生老品種小絲瓜、老欉芒果派，都教人驚豔。「發呆的雞」加了檸檬葉、月桂葉、洋蔥、義大利綜合香料，先蒸熟，再入烤箱微烤，保有雞肉的甜汁，口味絕佳；「衝浪的紫環貝」披薩，每只貝都張開口，像衝浪般，饒富趣味，特製的美牛頂級「厚切勒眼」，鮮嫩可口都教人回味。", "推薦菜色：反轉焦糖蘋果蛋糕、巧克力雪山頂、栗南瓜起司蛋糕，美味的甜點一如戀人，散發獨到的魅力，引誘著蠢蠢欲動的味蕾，撫慰人心。「安琪拉的魔法屋」在長春街的僻靜巷弄間，前院是一處多肉植栽構成的小小綠色森林花園，造訪時，斑駁木門裡，已飄出陣陣烘烤餅乾和蛋糕的暖香。熱愛藝術、大膽追求人生價值的魔法屋主人安琪拉，捨棄竹科新貴的工作，花了1年時間拜師學藝，從學徒到主廚，歷經篳路藍縷的艱辛與繁盛枝葉的美好，如今已在糕餅界擁有一席之地，充滿創意的糕點更獨樹一格。安琪拉重視生態保育，食材選用堅持土地與人互相依存的生態關係，除了起司從國外進口外，多數採用台灣在地食材，尤其青睞對環境友善、不施農藥小農栽植的有機作物，烘焙過程中，也流露她對料理的堅持與用心，焦糖蘋果蛋糕剛好使用一顆至少300公克重的蘋果，奶油炒香的焦糖和微酸的蘋果結合，加了杏仁粉和蘭姆酒的蛋糕主體，值得一嘗。安琪拉獨創各式曼妙滋味的手工蛋糕，還有備受喜愛的手工餅乾，詢問度超高，一款外國人稱之為ChocolateCrinkleCookies，國人稱巧克力雪球的餅乾，安琪拉稱之為冬季限定版「巧克力雪山頂」，第一口咬嚼時覺得不像餅乾，僅手掌大，裡面深藏蛋糕般酥軟的口感，每顆都像下過雪的山頂造型，還有美美的山峰裂紋，配上一壺好茶或咖啡，幸福滿滿！安琪拉還有許多經典餅乾，希臘雪球、寶石果醬、蔓越莓核桃燕麥等，都是熱門品項，經常出爐沒多久就賣光，自嘲喜歡撿拾、收藏老東西的安琪拉，店裡盡是她多年的珍藏與藝術品；她也喜愛各國雜貨，從鄉村風廚具到負盛名的手繪盤具組，都能讓旅人像尋寶般處處驚豔。卸下繁複的應對及招呼，沉浸在無菜單料理的美味中，大飽朵頤後再來一片招牌起司蛋糕和濃郁香醇的熱咖啡，在忙碌中細品人生。", "外地人乍聽「水潤餅」的名字時，會以為是潤餅的一種，其實水潤餅和潤餅完全是兩回事。它是許多新竹人從小吃到大的「古早零嘴」，早期新竹還有多家製作水潤餅的店，然而隨著時代變遷與利潤降低，這簡單樸實的老味道也漸漸凋零，如今新竹只剩下「德龍商行」仍持續販售。德龍商行的二代老闆楊水龍，從國中開始跟父親學做水潤餅，兩代經營至今已超過50年。水潤餅外型圓扁，形狀不太規則，餅皮有斑狀的火痕，原料一如其單純的外型，只有麵粉、水、糖、鹽和肉桂粉；因為不含人工添加物和防腐劑，只能保存3至4天，冷凍能保存半年。楊老闆說：「外地類似這樣的餅都做得像山東大餅一樣，又乾又硬，跟我們的水潤餅不同。」水潤餅的水份較多且軟軟的，類似台語的「水軟水軟」，因而得名。咬一口水潤餅就會發現它不僅軟Q易入口，還帶著一點鹹甜麵粉香的濕潤口感，與傳統大餅的酥脆完全不同，成了早期老人和小孩最愛的點心。撕開餅皮，大大小小的氣孔，淡淡的肉桂香從中散開，滋味雖不濃郁，卻引人入勝，適合作茶點。說起自家水潤餅之所以成為新竹特色美食之一，楊老闆笑說：「因為城隍爺有保佑」。原來大約40多年前，一群在城隍廟服務的志工阿嬤將水潤餅做為獻給城隍爺的供品，此後水潤餅便逐漸興起，更因此成為「平安餅」；每逢農曆七月中元節，新竹都城隍廟范謝將軍遶境出巡時，都會將水潤餅用紅線穿成串，綁在神將身上，供信眾求食保平安，「用水潤餅作為平安餅」的風俗也成為新竹獨一無二的文化傳統。隨著飲食習慣的改變，水潤餅逐漸被人遺忘，年輕一輩新竹人，對這種廟會食品恐怕也僅存朦朧印象。市府在推動「新竹好物」美食復興計畫時，市長林智堅想起了水潤餅，特別推薦，希望更多人認識新竹在地獨特的日常美味。現今年輕人也開發出許多創意吃法，例如把這款古早味零嘴夾上餡料，包上肉末、荷包蛋，或者塗上果醬、咖哩，起司，都有令人驚豔的口感。", "推薦菜色：花生糖派對(原味、綜合堅果)、竹塹餅、麻糬紅豆Q餅、新竹椪餅，若非熟門熟路，一般人可能不知道狹窄的西安街巷裡，有一家傳承三代的傳統糕餅老舖─彭成珍。80多年前，彭成珍阿公以製作傳統糕餅維生，當時賣竹塹餅、柴梳餅等漢餅，每到節慶，也做些應景糕點，像新年的寸棗、中秋月餅、初一十五拜拜的紅龜粿等，主要批發給柑仔店，建立一定口碑。第三代的彭垂明原服務銀行界，從小跟在父母身邊幫忙，每逢中秋大月製餅人手不足時，總得請假幫忙，每見父母常沒日沒夜忙碌，一天睡不到幾小時，加上年紀大了體力明顯變差，決定辭掉工作，返鄉扛起家業。接手後彭垂明發現，消費者飲食習慣改變，看著老顧客逐漸凋零，吃傳統漢餅的人越來越少，開始思索如何突破困境；他先從產品包裝設計著手，也加入品牌行銷的概念，逐漸讓「彭成珍餅舖」名號被更多人看見，拓展消費群，轉型成功後，連太太李虹瑤也辭職投入家族事業，兩代人全心守護這家老餅舖。除了傳統糕餅，彭垂明夫妻倆都愛吃花生糖，常自己製作，並分享給同事，因為不錯吃，口碑建立，同事們起鬨要團購，意外成為人氣商品；在大賣場看見一桶桶的綜合堅果，也讓彭突發異想，將堅果加入花生糖中，作出口感更豐富的堅果花生糖；看著堅果、花生在熱鍋裡相互擁抱跳舞的模樣，將產品取名「花生糖派對」，傳達熱鬧、歡愉的心情，這項產品香脆不黏牙，獲選2016新竹市竹好呷類商品。（「花生糖派對」屬季節限定商品，夏天天氣過熱，麥芽糖無法凝固，端午節至中秋節期間不販售）。兩代人做傳統竹塹餅、柴梳餅、新竹椪餅，第三代研發花生糖派對，讓彭成珍餅舖在傳統之外，也開發新品，為這巷弄裡的三代店，點燃邁向下一世紀新餅業的燈火。", "推薦菜色：鮮蝦腸粉、紅油抄手、皮蛋瘦肉粥、蛋意麵，老港陳老闆陳樹水本身是香港人，懷抱夢想來到台灣這塊土地，為新竹多元並茂的美食地圖增添一縷芳香。「起初，我是賣潤餅的」，直到2004年左右，才開始賣起現今在新竹膾炙人口的老港陳港式美食。一開始，是由老闆開著發財車在以前的中興百貨擺攤，最後在2012年落腳到南門街這家紅磚造的老店面。每日晚上7點過後，店內的人潮便逐漸聚集，到了深夜時刻更是一位難求，得要等待多時才能一飽口福。「我們最推薦鮮蝦腸粉、紅油抄手、皮蛋瘦肉粥以及蛋意麵。」鮮蝦腸粉是將再來米粉調製而成，淋上特調的醬汁，入口難忘。紅油抄手則是選用有豐富脂肪的豬腩，也就是俗稱的五花肉，滋味極好。在老港陳這碗看似簡單的皮蛋瘦肉粥，是用豬骨熬製的上湯去熬米成粥，比起坊間的粥，多了一份鮮甜可口的軟爛滋味。而蛋意麵則深受年輕女性喜愛，簡單美味。", "推薦菜色：蔥酥餅、甜酥餅、燒餅夾九層塔蛋，「從小住眷村，每天經過眷村伯伯開的燒餅早餐店，總是被那股撲鼻的燒餅香吸引，那時候家裡窮，無緣品嘗，吃一口傳統手工燒餅，一直是我心中最大的夢想⋯⋯。」沒想到這個夢想，成為陳照淨創業的原動力。陳照淨的燒餅手藝是跟永和一名江蘇籍的高姓師傅學習，高師傅強調做傳統燒餅不能怕辛苦，得按部就班，不許馬虎，才做得出真正的傳統味；陳照淨秉持同樣精神，創業開店，「堅持傳統味是我的初衷」她說。「燒餅屋」做的餅項很多，有香蔥大餅、長形薄燒餅、蔥酥餅、甜酥餅（紅糖、白糖、芋香口味），其中，點食率最高的是長形薄燒餅，不管夾九層塔煎蛋或青蔥煎蛋，受歡迎程度都破表。「燒餅都是現點現做，在大烤箱內輪流烤。」她說，工作人員必須非常專心控制時間，不停翻面，可以想見夏天沒冷氣的時候是多麼辛苦，也因為這份用心，當酥脆的燒餅送進客人口中的剎那，瞬間讓人感動！除了強調現做與口感，燒餅屋重視食材，讓客人吃得健康無負擔，店內燒餅都用高級沙拉油揉製，素食者也能嘗。像紅糖酥餅內餡，便採用新竹縣寶山鄉的紅糖，蛋餅皮也堅持自己揉麵製，不買現成品，每日限量供應，假日很快就完售。燒餅屋的用心不只展現在食物上，盛裝食物的杯盤，也都用瓷器與紙袋，絕不用塑膠袋；因為是排隊的店，為了不讓顧客向隅，燒餅屋還提供簡訊訂餐服務，只要前一天晚上九點以前訂餐，隔天就能到店裡取得熱騰騰燒餅餐。如此的用心與貼心，都被顧客放入心裡，不僅口口相傳，呷好逗相報，很多是一吃成主顧。", null], "marker": {"opacity": 0.5, "size": 5}, "mode": "markers+text", "name": "1_推薦菜色_花生糖派對_竹塹餅", "text": ["", "", "", "", "", "", "", "", "", "1_推薦菜色_花生糖派對_竹塹餅"], "textfont": {"size": 12}, "type": "scattergl", "x": [-0.3526, -0.01129, -0.02815, 0.1249, 0.1168, -0.3904, 0.02283, -0.5097, 0.121, -0.1007], "y": [1.665, 2.283, 1.768, 1.026, 1.339, 2.313, 1.981, 2.635, 1.847, 1.873]}, {"hoverinfo": "text", "hovertext": ["推薦菜色：極品烤鴨、草根鍋餅，2004年開幕的草根廚房位於柴橋路山腰，沿山坡而建的紅磚黑瓦屋，高低起落著，高聳的樹木環繞，推開朱紅木門，彷彿走入鄉野林間訪友一般。老闆陳世淵本身就是新竹人，從小跟在經營客家、台菜餐廳的父母身邊幫忙，累積深厚餐飲底子，後來回到老家現址開起了草根廚房。取名「草根」，是希望客人在這裡不僅能吃得安心健康，還能無拘無束，就像在家裡和親友吃飯一般自在。到「草根廚房」得吃什麼？看看每桌都有烤鴨就懂了！店裡的極品烤鴨選用宜蘭櫻桃鴨，陳世淵說草根選用的鴨殺完需足4斤半重，且須具備約70天左右的鴨熟度，烤起來韻味與口感才會好。鴨先醃上八角、月桂葉等七、八種香料略為提味，採用明火掛爐烤法，將木炭香氣燒入鴨肉，在高溫中鴨皮更為酥脆。「草根廚房」的烤鴨，採皮肉分離片法，一隻鴨約能片上二十幾片鴨皮。咬下酥脆鴨皮，伴隨清脆聲而出的是濃厚鴨脂香，竄得滿口盡是油香，原味品嘗就讓人難忘，蘸上特製甜麵醬，以純手工荷葉餅包裹宜蘭三星蔥、小黃瓜一起入口，帶出鹹香、鴨皮的脆、蔥的辛香及黃瓜的清脆爽口，豐富的層次，帶來味覺驚喜。極品烤鴨除了烤鴨切盤外，還有酸菜鴨骨燉湯、醬爆鴨骨、生菜鴨鬆等不同吃法。除了烤鴨，「草根鍋餅」也千萬別錯過。鍋餅是淮揚菜的特色點心，豬肉、蝦仁內餡配上滿滿韭菜末，韭菜的特殊香氣與多汁口感，和鍋餅灑滿白芝麻的酥脆外皮，形成強烈對比，讓人一吃就上癮。冬季來到草根廚房，還有期間限定（10∼4月底）的酸白菜鍋，酸白菜、川丸子、鴨血等配料都是店家自製。主角酸白菜用的是山東大白菜，將米漿水、花椒、高粱酒、鹽等以傳統古法醃上一個月發酵而成。大量酸白菜配上每天一早熬的大骨高湯，再放入寬粉條、肉片、凍豆腐、川丸子、鴨血、白蝦、蛤蜊、新鮮菇類等豐盛配料，微酸的湯頭讓人胃口大開，一口接一口好不歡暢！", "推薦菜色：鴨香飯、燻鴨切盤、炒鴨血，2016年以一道鴨香飯入選「竹好呷」，深獲媒體推薦的「廟口鴨香飯」，以鮮明的媽媽Logo與獨門的全鴨料理，擄獲在地人及遠道而來的遊客的心，用餐時段經常一位難求。「小吃店的好味道、餐廳的服務品質」是廟口鴨香飯的經營目標。年輕的第二代李嘉偉談起鴨香飯緣起說，20多年前，媽媽從中山店現址起家，當時經營快炒攤，因緣際會認識一位老師傅，學會鴨肉料理。後來，媽媽在北門街擺攤賣鴨肉麵，因與市場區隔不大，生意不好；李嘉偉從小在店裡長大，每天正餐不外麵或米粉，媽媽偶而會用豬油拌飯給他吃，味道讓他懷念，建議媽媽改賣鴨肉飯，經多次調試口味，賣出口碑，也成就了今天的鴨香飯。店家每天約需處理100∼150隻生鴨，精選皮薄油脂少的新鮮鴨隻，清理乾淨後，全鴨蒸半個小時，稍微放涼，再技術性剖切，塗上一層秘傳醬汁，再加冰糖煙燻3分鐘，「短短3分鐘做兩次煙燻，考驗技術」，必須適時打開鍋蓋讓濃煙散去，去除多餘苦味，第二次燜燻是逼出鴨的香氣，鴨隻金黃色的表皮乍聞是煙燻香，一口咬下卻香嫩多汁，相當迷人。鴨肉的脂肪不同其他動物油，成分很像橄欖油，蒸鴨滴下的鴨油、肉汁湯液等，都是店裡製作醬汁、炒菜的聖品，煙燻過的鴨骨頭更是熬煮湯頭的重要提味精華。一隻鴨從頭到腳、從內到外，無一不能利用，除招牌鴨香飯外，店裡還有炒鴨血、炒鴨腸、炒下水（鴨心、鴨胗、鴨肝）、鴨肉切盤，濃郁香稠的高湯則來自煙燻鴨骨、鴨油等精華，讓顧客回味再三。", "推薦菜色：當歸鴨麵線、當歸豬腳麵線、當歸滷味拼盤，明亮燈光與潔淨店面，南門當歸鴨和你想像的傳統「老店」不一樣；走進店裡，老闆熱情的噓寒問暖，及當歸湯暖暖甜甜的滋味，卻又如此傳統。民國55年創立的老店，緣自一場暖心意外，老闆陳慶源的父親早年熬製當歸鴨湯，單純給家人補冬，幾年下來，好味道傳遍鄰里，紛紛央求分享，最後只能開店，滿足大家需求。招牌當歸鴨湯正是他父親白手起家研究出來的配方，選用當歸、桂皮、枸杞、紅棗、熟地，搭配豬腳和六支全鴨一起燉煮，湯頭喝起來多了點「圓潤」口感。「這是很抽象的感覺，就像白開水沒味道，熬煮過的湯頭就很不一樣」陳慶源說。陳慶源退伍後從父親手中接下店面，才發現這個從小吃到大的味道原來很特別，也在經營過程中，更貼近父親。「我爸個性很固執，接手後第五、六年才能體會他的固執是對的，堅持也是對的」他說，前幾年曾建議父親修改配方、更換中藥商，統統被打回票，也讓他漸漸感受到，美味和父親的堅持是綁在一起的。美食也需順應潮流，在保存父親傳統手藝之外，他也嘗試創新，新舊拔河中，從傳統玩出新味。舉例說，他看準市場需求，推出當歸豬腳麵線，客人可以帶給長輩們過生日；近期也研發當歸餛飩、當歸羊肉，並加入太太親手做的小菜豐富菜色，拓展客源。「創新是必要的」，不過菜色新，料理流程卻都遵循傳統，絲毫不馬虎，所幸，這樣的創新，也得到老主顧的普遍讚賞。鍋爐底下的火持續燃燒，那份為家人冬天進補的心意從未熄滅。", "推薦菜色：招牌薑母雞、狀元雞，「婆婆做薑母烏骨雞幫我做月子、補身體，因緣際會成就了這家店。」女主人李小珍感性地說出婆媳間感人的互動。老店薑母雞民國92年創店，當初主打「烏骨雞」同業都不看好，認為悖離傳統，沒想到卻異軍突起，創造佳績。「其實，烏骨雞比鴨肉更適合女性，很多顧客都用我們的薑母雞做月子。」李小珍說。薑母雞主要材料是老薑和烏骨雞，老薑搗碎加入中藥材炒香，與炒過的烏骨雞肉做成主湯底，搭配客人點食的各式配料，湯頭愈煮愈甜，而薑的辛辣溶入湯底，增添口感，連老薑本身都變得好吃。店裡用的老薑來自南投縣，烏骨雞則是經檢驗認證的農場長期供應，店裡還張貼了所有材料產地證明，讓顧客吃得安心。目前店裡供應五種湯底：薑母雞、薑母鴨、首烏雞、淮蔘雞、狀元雞，前四種湯底都屬溫補鍋，新開發的狀元雞是養生鍋，以烏骨雞、鮑魚片、茶樹菇、羊肝菌菇等溫補食材為主，因菌菇類有豐富多醣體，適合四季吃或不想吃過燥補鍋、注重養生的顧客選用，所有湯底中，薑母雞點食率最高。李小珍也重視主鍋配料的選材，每天早上6、7點就到市場備料，「新鮮是第一原則」，絕不濫竽充數，也不以多元取勝，不適合補鍋湯底的配料如：茼蒿菜、麻糬燒等火鍋料，因口感不對，都不採用。至於搭配的麵線，則選用有四十餘年歷史的宏廣製麵廠生產的麵線，口感Q滑不軟爛，淋上自製蔥香油和少許豆腐乳沾醬，有獨特的香氣和口感，也是老店薑母雞必嘗的一味。", "推薦菜色：鴨肉湯麵、炒鴨血、燻鴨肉，厚實的木砧板上不斷傳來剁鴨肉的低沉咚咚聲，暱稱「二姊」的許美惠剁鴨肉的手沒停過；從小到大，她跟在父親許文河身旁，看著父親剁鴨肉的身影長大。兩代人在鴨肉、砧板刀起刀落間忙碌著，一晃眼就是50年。靠著賣煙燻鴨肉，許文河養大一家人；出身彰化鹿港的他，在新竹最初賣的並非鴨肉，而是家鄉味麵線糊，十幾歲到台北餐廳當學徒，看著師傅烹煮鴨肉的歷程，累積鴨肉料理竅門，再調整口味，最後琢磨出一套煙燻鴨的方法，將煙燻過的鴨肉加到切仔麵裡，當他端出第一碗風味獨特的鴨肉麵時，讓客人驚豔，一炮打響名號，這麵也成了「鴨肉許」獨家招牌菜。熱情好客的許文河以自家姓取店名「鴨肉許」，從最初的推車擺攤，累積出一批死忠顧客，逐漸在新竹闖出名號，中正路開店後更成熱門商店，朋友送了他一塊匾，題名「日理萬鴨」，名副其實；如今「鴨肉許」擁有中正路、北門街與西大路3間店面，分由三個女兒打理，每天平均要賣上百隻鴨子，新竹在地人最愛光顧的，是二姊許美惠掌舵的中正路總店。煙燻鴨肉是「鴨肉許」的主角，衍生出鴨肉湯麵、炒鴨肉麵、鴨肉飯、炒鴨血等料理，煙燻鴨肉的好壞，決定了所有料理的口感；「鴨肉許」選用4∼4.5斤重的土番鴨，這樣大小的鴨肥瘦合宜，有足夠的油脂，皮厚質細，肉纖維不會太粗、太老；鴨隻洗淨、蒸熟後，放入加了甘草等20多種中藥材的滷湯裡浸泡入味，再以白糖煙燻上色增香，可口的煙燻鴨肉於焉完成。可別小看煙燻的每個步驟，正因為以炊蒸取代水煮、用浸泡方式入味，鴨肉肉汁不致流失，口感更顯溫潤，鮮度與甘甜度也大大提升，上菜前再淋灑一匙蒸鴨時收集的原汁，鮮美的味道如畫龍點睛，讓整盤煙燻鴨肉更增餘韻、悠長而濃郁。這樣有滋有味的煙燻鴨，讓人吃起來嘴巴、手指頭滿是煙燻香，鴨肉汁不經意地從嘴裡往指尖流淌，叫人忍不住貪戀地吸吮起來，此刻，「吮指回味」已不只是形容詞，活脫脫成了饕客們賞鴨的美味動詞呀！", null], "marker": {"opacity": 0.5, "size": 5}, "mode": "markers+text", "name": "2_鴨肉許_推薦菜色_狀元雞", "text": ["", "", "", "", "", "2_鴨肉許_推薦菜色_狀元雞"], "textfont": {"size": 12}, "type": "scattergl", "x": [-0.03667, 0.2866, 0.01069, -0.04094, 0.3569, 0.1153], "y": [0.1515, -0.5944, -0.7923, -0.6307, -0.6919, -0.5116]}, {"hoverinfo": "text", "hovertext": ["推薦菜色：墨魚香腸、烤二層肉、炸軟絲，這間店簡單得只剩下美味。天香海鮮店老闆陳清文有如鄉間隱士，在市郊開店，不汲於富貴，開店做菜信手拈來寫意自如；客人進門後沒多餘招呼，轉身走進廚房，一晃眼，桌上就是六菜一湯。一般海鮮店有的這裡都有，海鮮店沒有的這裡也有：墨魚香腸、田雞肚、二層肉，許多人是初次遇見。天香海鮮店民國67年由陳清文的母親創立，一開始只是小小麵攤，生意越做越好，規模逐漸擴大。讀電子科的陳清文壓根兒沒想過自己會走這一行，「小時候看到客人就躲」。正所謂無心插柳柳成蔭，退伍後接下棒子，一做20多年，「比媽媽經營得還久」，餐桌也從12桌增加到24桌。墨魚香腸可謂「海鮮版」香腸，由墨魚、花枝漿、花枝肉組成，鮮而不膩；田雞肚則是田雞呼吸的氣囊，外型小巧，嚼勁脆口；最特別莫過於二層肉，取豬小排最上面部位，也就是俗稱三層肉中間那一層，每隻豬身上僅能取出幾百公克，數量極少，外觀像松阪豬，口感卻大不同，松阪豬肉軟，二層肉較脆，烤二層肉是人氣招牌菜，口感特殊，當有人稱讚這道菜特別，陳清文一臉淡定說，「我小時候媽媽就做過了」。說到料理海鮮的秘訣，陳清文直言全無技巧，只有「新鮮」二字訣。每天早上6、7點到新竹魚市場採購，那裡魚貨多元，有新竹當地，也有基隆、甚至空運來的。新鮮二字訣也貫徹到餐廳經營，「我們沒有菜單，今天什麼新鮮就出那幾樣，我不喜歡被菜單綁住。」秉持原味，不亂加多餘調味，陳清文的料理如人，簡單直率。咬一口海鮮，大自然的原味綻開齒間，在情感通膨的現代更顯美味。", "推薦菜色：原味甜不辣、鹽酥甜不辣、綜合飯、牛蒡甜不辣，深受在地人喜愛的「漁香甜不辣」，以新鮮、純正的魚漿原料製作，不加人工添加物，備受消費者肯定。「漁香」已傳承三代，第一代經營者是東門市場內的小魚舖，因每天採購的新鮮魚貨總會剩下一些，不想浪費，開始製作魚漿，沒想到大受好評，後來轉型專賣魚漿，新竹不少小吃店都向他們買魚漿，再自行加工製成其他產品出售。「漁香甜不辣」專賣店原在中央路上，只賣原味甜不辣、鹽酥甜不辣和幾樣冷凍魚漿製品，兩年前遷到大同路現址，室內面積擴大，用餐環境也變寬敞，菜單內容較多元，除了基本魚漿製品，增加飯、麵主食和多款小菜。身為長男的第三代老闆陳昱府，年輕時便知道自己須扛起家業，為了讓家傳的魚漿生意能永續經營，接手後，從甜不辣專賣店起步，講究新鮮與衛生的態度，做出口碑後，轉大同路擴大營業，從店面規劃、裝潢到擬菜單，大小事都親力親為，力求打造出明亮衛生、顧客舒適用餐的空間。招牌甜不辣原料簡單，每日現做，基底魚漿在東門市場一樓的老舖每天現絞，再送到二樓工廠成型，現炸成各式甜不辣；甜不辣有魚棗、魚條、魚餅三種，魚漿中分別加入雞蛋、豬肉、洋蔥，吃得到魚漿的鮮味與彈性，新口味牛蒡甜不辣可以酥炸後當小菜，鹹香滋味加上碎牛蒡的清脆口感，值得一試。佐餐的包餡魚丸湯，魚丸裡加了豬肉、青蔥、荸薺、鹽、糖拌成的餡料，由師傅們以熟練的技術手捏成型後下水烹煮，與高湯一同享用，口味特佳。「漁香」所有產品都不使用多餘人工添加物，因此不耐久煮，為了讓顧客享用最佳口感，每一份都得下單後現煮，如果覺得不過癮，順手帶幾包冷凍魚棗、魚條、魚餅或包餡魚丸，回家DIY，也是不錯的。", "推薦菜色：骨仔肉魚丸湯、香菇摃丸、滷肉飯，石家魚丸，風城馳名老店之一，創辦人沿街敲缽、愛妻疼女的真實故事，足以寫成厚厚的一本家傳奮鬥史。石家的招牌美食—骨仔肉魚丸湯，料鮮味美，用魚漿打成的丸子Q彈富咬勁，軟嫩的骨仔肉幾乎入口即化，再搭配香滑濃郁的清澈鮮高湯，是新竹離鄉遊子深深懷念的家鄉味。1944年，創辦人石朝俊13歲，跟師傅學了手藝出師後，沿街挑擔賣魚丸。日子雖清苦，但天公疼憨人，讓他娶到姚綢這位精通廚藝的好妻子，她突發奇想將餡料包在丸子內，沒想到大受客人歡迎。「做出好吃的魚丸讓顧客滿意，是我們堅持的理念。」石家魚丸採用最上等的食材，魚漿選用深海魚，加赤肉、蔥和荸薺三種內餡，傳統工法現包現做。鍋裡的丸子隨沸水不停滾動，工作區內員工雙手幾乎沒停過，「來喲~來喲~燒ㄟ魚丸湯！」石老闆用大湯勺熟練地撈起一鍋丸子，大聲吆喝注意別被燙傷。石老闆秉持傳統製程繁複費時，「先把魚肉刮下來剁碎攪拌，每一鍋餡料攪和10分鐘以上，直到拌出肉的黏性為止。」經過大火熬煮的豬骨仔肉，口感軟嫩，細肉入口即化，坐在一旁的石老太太端了一碗魚丸湯，笑臉盈盈地和客人聊天，和善親切的態度不改當年。坐在店裡的一位老闆級顧客也攜家帶眷固定到石家魚丸報到，「我從年輕小夥子讀書打工時就開始喝他們的魚丸湯，吃了30年，口味好、價格公道、服務又好！」客人絡繹不絕，從店門口排到巷口，形成巷弄美食的另類街景。傳統道地的家鄉美味，令人想起廚房裡媽媽的身影，僅僅是一碗小小的魚丸湯，連異鄉遊子也抵擋不了它的美味，吃了還想再吃，一甲子老店果真魅力無窮！", "推薦菜色：招牌魯肉飯、太陽飯、泡菜、小魚辣椒、手工魚羹，「好東西得經得起挑戰！」老闆鄭明枝開朗的說；經營魯肉飯小吃，源自喜歡做菜給家人吃，從法院書記官退休後，一頭栽入「魯肉飯」製作，無師自通，抓到要訣，後來決定開店，主打魯肉飯，因肉香濃郁，吃完唇齒留芳，備受歡迎，便以「香」字拆解出來的「禾日」當店名。禾日香創店至今5年，女兒也加入營運行列，稱得上二代合力；鄭明枝負責出菜，除滷肉燥，還供應古早味白菜滷、雞絲飯、滷大腸、炒菜心、泡菜、手工魚羹湯等，都是些常民小菜，簡單卻有好味道；招牌魯肉飯加值變成「太陽飯」，更是紅翻天，暖暖的菜名，入口就有滿滿的幸福。鄭明枝做滷肉燥都選用整塊松阪肉，肥瘦比例適當，手工切大丁塊，不假手機器；肉燥越滷越香，肥肉逐漸熟透化開，只剩瘦肉，松阪肉的口感佳，不會柴化澀口。他說，因為全家四代都在店裡吃三餐，把客人當家人看待，自己吃什麼，客人就吃什麼，所以不惜成本，店內所有配菜也秉持這樣想法，這份真心，已得到顧客認同。加入魯肉飯一級戰區，要異軍突起不容易，鄭明枝全家總動員，每年農曆春節假期，百業皆休時，他們開店，還辦熱鬧的吃魯肉飯抽紅包活動，一方面服務顧客，也招徠新客群。禾日香也開發冷凍滷肉燥包、泡菜罐、瓶裝小魚辣椒及手工魚羹包，提供外帶與宅配，還參加十大伴手禮甄選，希望透過多元管道曝光，打響「禾日香」的知名度。", null], "marker": {"opacity": 0.5, "size": 5}, "mode": "markers+text", "name": "3_太陽飯_魚條_漁香", "text": ["", "", "", "", "3_太陽飯_魚條_漁香"], "textfont": {"size": 12}, "type": "scattergl", "x": [-1.177, -1.468, -1.465, -1.331, -1.361], "y": [0.3061, 0.2533, -0.1248, -0.5675, -0.03322]}, {"hoverinfo": "text", "hovertext": ["推薦菜色：藥膳燒酒烏骨雞、金錢蝦、里肌糖醋肉、墨魚香腸，台灣到處都有燒酒雞，但新竹市「蔡記雞酒燒」這家25年老店，讓人印象特別深刻！店名「雞酒燒」發想自台語「燒酒雞」，老闆蔡思涵故意將店名反著取，看得出他反骨的個性與趣味，反映在菜色設計與創新上，也大不相同。蔡記雞酒燒的店面不大，沒事先訂位，向隅機率很高，雖然價格不便宜，卻經常高朋滿座，原因是蔡思涵比客人嘴刁，自己不吃的也不會給客人吃！他認為，開店不是有得賣、賺錢就好，要有自己的標準，「餐飲業是良心事業，貴也要貴得有道理」。以店裡招牌藥膳燒酒烏骨雞來說，半隻雞要價近千元，硬是比一般燒酒雞貴上許多，原因在於他使用的滷包，除了特別調製的中藥配方，最重要一味是加了一斤上萬元、精磨成粉的冬蟲夏草，光這味成本就不低，但為了讓燒酒雞食補功能發揮到極致，「再貴也省不得」。這道招牌雞湯選用營養價值、口感都屬上乘的烏骨雞，重量也錙銖必較，太小沒份量、口感差，太大肉質過柴、纖維太粗，唯有精選的4斤重，才能完美呈現蔡記招牌。", "推薦菜色：炒飯、花雕雞、麻油松阪豬、鹹蛋苦瓜，原本是攀高搬重物的粗工，變身持鍋鏟的廚師！李俊德憑著吃苦耐勞的性格與積極學習的態度，讓自己的職涯轉身成功，也讓新竹市多了一處美食天地。在新竹市南大路的大眾小館，是新竹人耳熟能詳的快炒店，除了各色炒飯，花雕雞、麻油松阪豬、鹹蛋苦瓜這三道菜，是必點名菜。練就這麼一身炒功，李俊德可是從學徒做起！「當年薪水低，什麼都要做。」李俊德說，踏進廚房對他來說是全新體驗，從基礎學起，當時的師徒制是：師父領進門，修行看個人，老廚師並不主動叫學徒學習，得自動自發，他改變幹粗活的率性，仔細觀察師傅每道菜的步驟，逐漸領略到掌廚的要義，抓到每道料理的精髓。每天清晨6點半，李俊德送孩子上學後，便到經國路的果菜市場，親自挑選新鮮食材，「要確保每一道料理的品質」。9點半到11點是店內備料，之後便是一天最忙碌的時刻。大眾小館的經典菜是花雕雞、麻油松阪豬、鹹蛋苦瓜。花雕雞選用土雞腿，去骨後，以精選台灣菸酒公賣局的花雕酒醃漬，與杏鮑菇一併油炸，封住肉汁後起鍋備用，緊接著把切好的紅黃甜椒與青椒入鍋快炒，放入備料，再次爆嗆，燜燒約6分鐘起鍋。麻油松阪豬是將松阪豬與杏鮑菇先汆燙，另起一鍋以老薑片、麻油爆香，再將松阪豬等放入鍋中，加水、米酒、枸杞等一同拌炒；他說，松阪豬選用新竹本地的黑豬肉，非進口，油花分佈均勻，軟嫩可口、齒頰留香。另一道鹹蛋苦瓜與一般快炒店手法不同，不清炒，以油炸方式呈現。首先，將苦瓜切成薄片後油炸，鹹蛋黃弄碎後，放入鍋中，加少許鹽巴、蔥與辣椒拌炒，苦瓜宛如黃金般的色澤，視覺與口感都華麗。大眾小館的炒飯，在網路被稱譽為「新竹炒飯王」，不過，近年來已減少品項僅留下部分經典炒飯，不要錯過！", "推薦菜色：招牌烤蚵、私房牛肋條、豆豉鮮蚵飯，看似荒涼的台一線省道上，隱藏一處新竹人即使花上大半小時車程也要一嘗的燒烤店：蚵舉壯元，簡單無華的店舖，卻有令人食後發出讚嘆聲的厚實力！店裡招牌烤鮮蚵，來自鄰近自家養蚵場，產地直達餐桌，鮮味全不流失。在新竹香山區美山里的外海，濕地形成了養蚵最佳的天然屏障，香山蚵業全盛時期，台灣北部的蚵仔八成以上來自此地。老闆張小華家族經營鮮蚵批發業已50年，張小華是第三代，夫婦承接事業，長久以來，總有客戶詢問是否能代烤蚵仔？2012年，第四代張皓恩大學畢業了，決定協助家業，在自家蚵田旁設攤，賣起烤鮮蚵，還逐步增加海鮮、肉類與湯品、麵點等燒烤料理，成為省道台一線上最馳名的公路美食。香山蚵仔多「懸掛式」養殖，在蚵殼打洞，用釣魚線串起，懸吊在兩根竹竿之間，放養海中，潮汐影響蚵仔進食時間與數量，約兩年才能採收，比南台灣要多兩倍時間，不過，因蚵場在潮間帶，蚵仔能享受充分日照，還可吃到漲退潮水帶來的新鮮微生物，「天天吃美食」，肉質也較南台灣的紮實彈牙、口感細密，被譽為蚵界的楊貴妃與健美先生。4∼11月是香山蚵產期，採鮮蚵得配合潮汐，蚵農趁退潮採收，經常一下海就是5、6個小時，且蚵場多是軟爛泥，採蚵時大腿深陷泥沼中，得花好幾倍吃奶力氣才能前進。長衫、長褲、手套，都是採蚵基本配備，防曬之外，也避免手腳被鮮蚵銳利邊殼割傷。蚵農看天吃飯，工時長又辛苦，願意投入的年輕人越來越少；所幸，年輕的張皓恩不畏苦，願意在家幫忙，父子聯手，希望帶進年輕人新的創意。目前，他的父母和弟弟負責鮮蚵採收、批發，皓恩負責廚房燒烤，也引入國內外鮮蚵與生蠔供大眾品味，不僅傳承家族養蚵事業，也期望為香山蚵業發展，留下燦爛的一頁。", "推薦菜色：古早味蚵仔煎、烤排骨、紅燒魚皮、黑米糕，位於民富國小對面的竹樂食堂，是老牌熱炒店，開店30年來，從不用菜單，如同一般海產店，客人先在門口冰櫃前選擇想吃的生鮮食材，老闆依季節時令來配菜，因此，即便是一樣的生鮮，配的青菜都不一樣。說到竹樂食堂，新竹市老一輩人一定豎起大拇指，創店老闆陳國龍已76歲，他年輕時學廣式、福州料理和酒家菜，曾和友人在大同路開大春餐廳22年，民國76年到西大路開店，以家常熱炒為主，菜色都自行研發，目前已由第二代陳順溢、李靜居接手，不過，陳國龍還親自採買，「食材新鮮，才做得出好料理」。「歷任市長都來過，住附近的柯文哲家人也常來」老闆娘說，來店的熟客多，雖沒菜單，熟客也都信任，像白斬雞、古早味蚵仔煎、烤排骨、紅燒魚皮、黑米糕、土魠魚羹湯等，都是店裡招牌；尤其蚵仔煎、烤排骨點食率最高，這兩道菜食材單純、做法簡單，卻有讓人一吃再吃的魅力。古早味蚵仔煎是將鮮蚵汆燙後，加入青蔥和地瓜粉，入鍋煎至兩面金黃酥脆才上桌，滿滿的蚵仔，咬下去外酥內軟，百吃不厭；烤排骨也只用簡單的調味料醃過，放入200度烤箱中烤20分鐘就完成，肉排軟嫩多汁、還有嚼勁。「我們的料理方式都很簡單，重點在掌握食材的新鮮度」陳順溢說，對食材有信心，才敢放在透明冰櫃讓客人選。竹樂食堂沒有豪氣的裝潢，空間也不大，但消費者仍願意造訪的另一原因是竹樂食堂童叟無欺，價格親民。30年來，從廚房料理到外場服務，全由竹樂食堂家族親力親為，很多食材也是親戚朋友自己栽植的，「清楚食材來源，才吃得安心」老闆娘說，這也是竹樂食堂開店的初衷。", null], "marker": {"opacity": 0.5, "size": 5}, "mode": "markers+text", "name": "4_麻油松阪豬_不過_黑米糕", "text": ["", "", "", "", "4_麻油松阪豬_不過_黑米糕"], "textfont": {"size": 12}, "type": "scattergl", "x": [-0.4612, -0.8471, -0.8014, -1.407, -0.8792], "y": [-0.07017, -0.1968, 0.3323, 0.7858, 0.2128]}, {"hoverinfo": "text", "hovertext": ["推薦菜色：咖啡豆、手沖咖啡、流淚鬆餅，「接軌國際，新鮮直達」是直達咖啡最初命名的初衷。直達，有著直接、公平與正義的意涵，也正是直達咖啡經營的核心價值。老闆劉得煒神采奕奕地說：「我們不想做複雜的事，讓主角來說話。」這裡的主角，指的就是「咖啡豆」，「煒哥」是多數咖友的暱稱，他經營咖啡館的理念、方向，與坊間咖啡館大不同，把咖啡當成新鮮食材，自然樸質的概念，將高品質的豆子分享給好友，是直達創業的最高目標。早年，台灣咖啡館流行進口深烘焙的咖啡豆，一般人對咖啡的認知也停留在深焙豆的焦苦味，直達開業後強調淺焙豆，營運初期，多數人對淺焙新鮮咖啡豆沖泡出來略帶酸度的咖啡，還無法接受，煒哥不厭其煩解說，花了好一番時日，加上近幾年全球咖啡飲品潮流翻轉，透過網路資訊推播，咖友才逐漸瞭解新鮮咖啡豆的原始好滋味，「能喝酸咖啡才能喝到好咖啡」，這是他常說的一句話。「好咖啡需要緩緩品味」，煒哥希望客人到直達咖啡，能放慢速度，慢慢喝一杯好咖啡，也透過「慢」來找到合於自己品味的專屬咖啡，體會咖啡的美好。對於首次來店客，工作人員會不厭其煩地詢問客人對於香、甘、酸、醇、苦等滋味的喜好，為客人挑選一支專屬的豆子，如此嚴謹的態度，對應了老闆的堅持：「咖啡豆與人，是我們的兩大資產。」煒哥認為，台灣咖啡市場已逐漸走向精品咖啡豆的趨勢，過去，一般人對咖啡豆的要求，並不在意「新鮮」與否，如今，嗜咖啡者卻百般挑惕，追求新鮮、莊園、精品豆；不過，精品咖啡種類繁多，初入門者往往目不暇給，他特別推薦帶有洋甘菊香與薄荷清涼的衣索比亞耶加雪夫水洗豆，是最佳入門豆。直達咖啡經營目標不侷限在咖啡豆的販售，煒哥期望拉高國人對咖啡的正確認知；兩年前開始造訪荷蘭、日本等優質豆商，相互交流，也親自到法屬留尼旺島拜訪世界最稀有、頂級「尖波旁豆」的農家，「希望把世界各地的好豆引進台灣」。不斷汲引新知是煒哥團隊的特質，他們以「聽懂、明白、簡單、熱情、相信」10個字，定義2017年的直達，同時啟動校園巡迴演講，將從新竹起步，擴及全國，把國際咖啡界最新、最正確的知識與技術，用簡單聽得懂的話，傳遞給咖啡愛好者與年輕人。", "推薦菜色：金磚布丁、可麗露、手沖精品咖啡「影咖啡」主打攝影主題與手作甜點，店內每個角落都精心設計，處處可見攝影作品與相機及鏡頭造型的擺飾，極富人文氣息。店主彭枝微從小在新竹南寮長大，喜歡旅行與攝影，求學、就業都未曾離開過這片土地。在科學園區工作7、8年後，倦於一成不變的生活，毅然放下穩定的高薪，到澳洲打工度假兩年，再利用一個月時間走訪紐西蘭，以相機紀錄當地美麗風光，一方面思維未來發展方向。回台後，她做了決定，開設這家結合自己攝影興趣與理想的咖啡館，「所有裝潢、菜單，自己規劃設計。」加上分別是專業攝影師及飯店主廚的兩個弟弟協助，整家店的風格概念完整，餐點也具一定品質。為了創業，彭枝微從頭學習相關專業課程，並考取咖啡師國際證照；店裡除了提供義式濃縮咖啡為基底沖泡出來的各種花式咖啡，還有手沖精品咖啡，選用的咖啡豆，是向世界盃咖啡大師台灣區冠軍的達人簡嘉程採購，由她自己研磨、手沖，表現不同產地咖啡豆的個別風味。影咖啡的所有甜點，都搭配自製香草糖製作，每種甜點都帶有淡淡甜香的香草味，招牌甜品像：金磚布丁、可麗露、檸檬塔、季節水果塔、檸檬生乳酪蛋糕、起司條等，經常中午剛過就售罄。其中，獲選2016年竹好呷網路票選第一名伴手禮的金磚布丁，以類似鳳梨酥的酥皮，搭配雞蛋、牛奶、香草糖製作的內餡一起烘烤，人氣超旺；「我花費一年多時間試做、調整火侯才成功。」她說，用心做出來的成品，外皮金黃酥脆、布丁內餡又不過熟，出爐後還需冷凍定型一晚才能脫模，因為純手工製作，數量有限，訂單已排到兩、三個月之後。", "推薦菜色：義式咖啡、單品咖啡、手作甜點（檸檬系列、核桃布朗尼），簡約文青風的墨咖啡，是許多新竹人嘗手作點心與品咖啡的最愛名店，2樓小酒館，更是熱愛世界手工精釀啤酒者朝聖之地。10年咖啡館資歷的老闆周義翔，早在學生時代就到咖啡館吧台打工，對咖啡深深著迷，也立志成為專業的咖啡人；因為長期在咖啡館工作，了解咖啡館經營的辛酸與苦樂，熟悉咖啡館經營管理的Know-how，圓熟了創設「墨咖啡」的實力。墨咖啡明亮寬敞的空間，洋溢著濃濃的書卷香，1樓是北歐簡約風的咖啡天地，2樓淡雅和風的精緻小酒館，周義翔說，因為弟弟喜歡品酒，利用2樓空間規劃一處供應世界各國手工精釀啤酒的專門店，讓咖啡館意外多了份微醺的選擇。來這裡，除了品飲義式或頂級單品咖啡，不妨嘗嘗手工製作的糕點，滿足苦與甜之間，味蕾交織對應的滋味；店家推薦檸檬系列手作甜點：檸檬生乳酪蛋糕、檸檬塔，主廚重視原物料的新鮮與品質，選用法國奶油與CreamCheese，製作耗時，出爐的檸檬起司香，令人陶醉；另一款招牌是核桃布朗尼，選用法國與厄瓜多的巧克力製作，滿滿的核桃香氣搭巧克力的苦甜滋味，是巧克力嗜食者首選。「墨咖啡也是新竹文創者交流平台！」周義翔說，咖啡館向來是文人雅士聚會場所，台北不少咖啡館也常變成文創工作者匯聚的地方，墨咖啡有相同的期許，店裡不定期舉辦藝文交流與座談，間或展售文創商品，讓咖啡館增添了文藝風。", null], "marker": {"opacity": 0.5, "size": 5}, "mode": "markers+text", "name": "5_檸檬塔_可麗露_檸檬生乳酪蛋糕", "text": ["", "", "", "5_檸檬塔_可麗露_檸檬生乳酪蛋糕"], "textfont": {"size": 12}, "type": "scattergl", "x": [-1.174, -1.845, -1.533, -1.518], "y": [2.214, 1.911, 2.167, 2.097]}], "layout": {"annotations": [{"showarrow": false, "text": "D1", "x": -3.601, "y": 1.059, "yshift": 10}, {"showarrow": false, "text": "D2", "x": -1.595, "xshift": 10, "y": 3.03}], "height": 750, "shapes": [{"line": {"color": "#CFD8DC", "width": 2}, "type": "line", "x0": -1.595, "x1": -1.595, "y0": -0.9112, "y1": 3.03}, {"line": {"color": "#9E9E9E", "width": 2}, "type": "line", "x0": -3.601, "x1": 0.4104, "y0": 1.059, "y1": 1.059}], "title": {"font": {"color": "Black", "size": 22}, "text": "<b>Documents and Topics</b>", "x": 0.5, "xanchor": "center", "yanchor": "top"}, "width": 1200, "xaxis": {"autorange": true, "range": [-3.652, 0.5841], "type": "linear", "visible": false}, "yaxis": {"autorange": true, "range": [-1.021, 3.095], "type": "linear", "visible": false}}}
